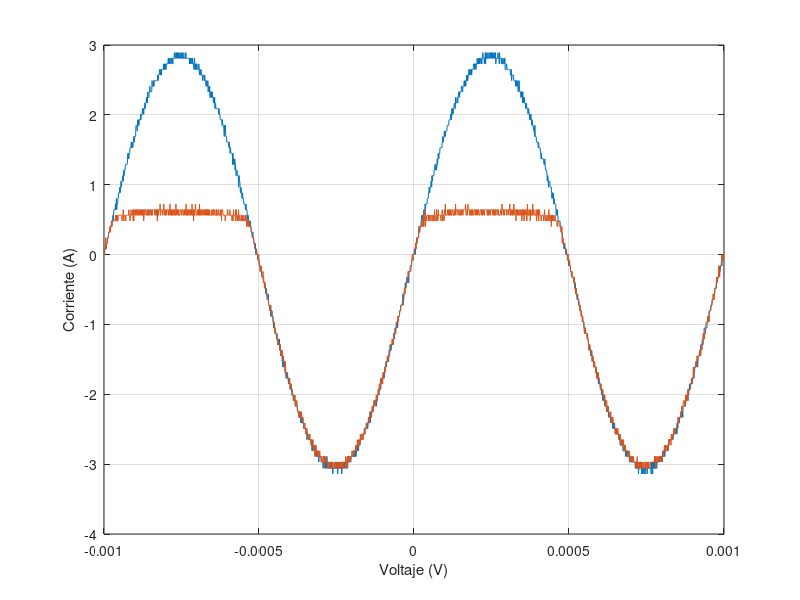

MATLAB code for this plot:
t=[-1.00E-03
-9.99E-04
-9.98E-04
-9.97E-04
-9.96E-04
-9.95E-04
-9.94E-04
-9.93E-04
-9.92E-04
-9.91E-04
-9.90E-04
-9.89E-04
-9.88E-04
-9.87E-04
-9.86E-04
-9.85E-04
-9.84E-04
-9.83E-04
-9.82E-04
-9.81E-04
-9.80E-04
-9.79E-04
-9.78E-04
-9.77E-04
-9.76E-04
-9.75E-04
-9.74E-04
-9.73E-04
-9.72E-04
-9.71E-04
-9.70E-04
-9.69E-04
-9.68E-04
-9.67E-04
-9.66E-04
-9.65E-04
-9.64E-04
-9.63E-04
-9.62E-04
-9.61E-04
-9.60E-04
-9.59E-04
-9.58E-04
-9.57E-04
-9.56E-04
-9.55E-04
-9.54E-04
-9.53E-04
-9.52E-04
-9.51E-04
-9.50E-04
-9.49E-04
-9.48E-04
-9.47E-04
-9.46E-04
-9.45E-04
-9.44E-04
-9.43E-04
-9.42E-04
-9.41E-04
-9.40E-04
-9.39E-04
-9.38E-04
-9.37E-04
-9.36E-04
-9.35E-04
-9.34E-04
-9.33E-04
-9.32E-04
-9.31E-04
-9.30E-04
-9.29E-04
-9.28E-04
-9.27E-04
-9.26E-04
-9.25E-04
-9.24E-04
-9.23E-04
-9.22E-04
-9.21E-04
-9.20E-04
-9.19E-04
-9.18E-04
-9.17E-04
-9.16E-04
-9.15E-04
-9.14E-04
-9.13E-04
-9.12E-04
-9.11E-04
-9.10E-04
-9.09E-04
-9.08E-04
-9.07E-04
-9.06E-04
-9.05E-04
-9.04E-04
-9.03E-04
-9.02E-04
-9.01E-04
-9.00E-04
-8.99E-04
-8.98E-04
-8.97E-04
-8.96E-04
-8.95E-04
-8.94E-04
-8.93E-04
-8.92E-04
-8.91E-04
-8.90E-04
-8.89E-04
-8.88E-04
-8.87E-04
-8.86E-04
-8.85E-04
-8.84E-04
-8.83E-04
-8.82E-04
-8.81E-04
-8.80E-04
-8.79E-04
-8.78E-04
-8.77E-04
-8.76E-04
-8.75E-04
-8.74E-04
-8.73E-04
-8.72E-04
-8.71E-04
-8.70E-04
-8.69E-04
-8.68E-04
-8.67E-04
-8.66E-04
-8.65E-04
-8.64E-04
-8.63E-04
-8.62E-04
-8.61E-04
-8.60E-04
-8.59E-04
-8.58E-04
-8.57E-04
-8.56E-04
-8.55E-04
-8.54E-04
-8.53E-04
-8.52E-04
-8.51E-04
-8.50E-04
-8.49E-04
-8.48E-04
-8.47E-04
-8.46E-04
-8.45E-04
-8.44E-04
-8.43E-04
-8.42E-04
-8.41E-04
-8.40E-04
-8.39E-04
-8.38E-04
-8.37E-04
-8.36E-04
-8.35E-04
-8.34E-04
-8.33E-04
-8.32E-04
-8.31E-04
-8.30E-04
-8.29E-04
-8.28E-04
-8.27E-04
-8.26E-04
-8.25E-04
-8.24E-04
-8.23E-04
-8.22E-04
-8.21E-04
-8.20E-04
-8.19E-04
-8.18E-04
-8.17E-04
-8.16E-04
-8.15E-04
-8.14E-04
-8.13E-04
-8.12E-04
-8.11E-04
-8.10E-04
-8.09E-04
-8.08E-04
-8.07E-04
-8.06E-04
-8.05E-04
-8.04E-04
-8.03E-04
-8.02E-04
-8.01E-04
-8.00E-04
-7.99E-04
-7.98E-04
-7.97E-04
-7.96E-04
-7.95E-04
-7.94E-04
-7.93E-04
-7.92E-04
-7.91E-04
-7.90E-04
-7.89E-04
-7.88E-04
-7.87E-04
-7.86E-04
-7.85E-04
-7.84E-04
-7.83E-04
-7.82E-04
-7.81E-04
-7.80E-04
-7.79E-04
-7.78E-04
-7.77E-04
-7.76E-04
-7.75E-04
-7.74E-04
-7.73E-04
-7.72E-04
-7.71E-04
-7.70E-04
-7.69E-04
-7.68E-04
-7.67E-04
-7.66E-04
-7.65E-04
-7.64E-04
-7.63E-04
-7.62E-04
-7.61E-04
-7.60E-04
-7.59E-04
-7.58E-04
-7.57E-04
-7.56E-04
-7.55E-04
-7.54E-04
-7.53E-04
-7.52E-04
-7.51E-04
-7.50E-04
-7.49E-04
-7.48E-04
-7.47E-04
-7.46E-04
-7.45E-04
-7.44E-04
-7.43E-04
-7.42E-04
-7.41E-04
-7.40E-04
-7.39E-04
-7.38E-04
-7.37E-04
-7.36E-04
-7.35E-04
-7.34E-04
-7.33E-04
-7.32E-04
-7.31E-04
-7.30E-04
-7.29E-04
-7.28E-04
-7.27E-04
-7.26E-04
-7.25E-04
-7.24E-04
-7.23E-04
-7.22E-04
-7.21E-04
-7.20E-04
-7.19E-04
-7.18E-04
-7.17E-04
-7.16E-04
-7.15E-04
-7.14E-04
-7.13E-04
-7.12E-04
-7.11E-04
-7.10E-04
-7.09E-04
-7.08E-04
-7.07E-04
-7.06E-04
-7.05E-04
-7.04E-04
-7.03E-04
-7.02E-04
-7.01E-04
-7.00E-04
-6.99E-04
-6.98E-04
-6.97E-04
-6.96E-04
-6.95E-04
-6.94E-04
-6.93E-04
-6.92E-04
-6.91E-04
-6.90E-04
-6.89E-04
-6.88E-04
-6.87E-04
-6.86E-04
-6.85E-04
-6.84E-04
-6.83E-04
-6.82E-04
-6.81E-04
-6.80E-04
-6.79E-04
-6.78E-04
-6.77E-04
-6.76E-04
-6.75E-04
-6.74E-04
-6.73E-04
-6.72E-04
-6.71E-04
-6.70E-04
-6.69E-04
-6.68E-04
-6.67E-04
-6.66E-04
-6.65E-04
-6.64E-04
-6.63E-04
-6.62E-04
-6.61E-04
-6.60E-04
-6.59E-04
-6.58E-04
-6.57E-04
-6.56E-04
-6.55E-04
-6.54E-04
-6.53E-04
-6.52E-04
-6.51E-04
-6.50E-04
-6.49E-04
-6.48E-04
-6.47E-04
-6.46E-04
-6.45E-04
-6.44E-04
-6.43E-04
-6.42E-04
-6.41E-04
-6.40E-04
-6.39E-04
-6.38E-04
-6.37E-04
-6.36E-04
-6.35E-04
-6.34E-04
-6.33E-04
-6.32E-04
-6.31E-04
-6.30E-04
-6.29E-04
-6.28E-04
-6.27E-04
-6.26E-04
-6.25E-04
-6.24E-04
-6.23E-04
-6.22E-04
-6.21E-04
-6.20E-04
-6.19E-04
-6.18E-04
-6.17E-04
-6.16E-04
-6.15E-04
-6.14E-04
-6.13E-04
-6.12E-04
-6.11E-04
-6.10E-04
-6.09E-04
-6.08E-04
-6.07E-04
-6.06E-04
-6.05E-04
-6.04E-04
-6.03E-04
-6.02E-04
-6.01E-04
-6.00E-04
-5.99E-04
-5.98E-04
-5.97E-04
-5.96E-04
-5.95E-04
-5.94E-04
-5.93E-04
-5.92E-04
-5.91E-04
-5.90E-04
-5.89E-04
-5.88E-04
-5.87E-04
-5.86E-04
-5.85E-04
-5.84E-04
-5.83E-04
-5.82E-04
-5.81E-04
-5.80E-04
-5.79E-04
-5.78E-04
-5.77E-04
-5.76E-04
-5.75E-04
-5.74E-04
-5.73E-04
-5.72E-04
-5.71E-04
-5.70E-04
-5.69E-04
-5.68E-04
-5.67E-04
-5.66E-04
-5.65E-04
-5.64E-04
-5.63E-04
-5.62E-04
-5.61E-04
-5.60E-04
-5.59E-04
-5.58E-04
-5.57E-04
-5.56E-04
-5.55E-04
-5.54E-04
-5.53E-04
-5.52E-04
-5.51E-04
-5.50E-04
-5.49E-04
-5.48E-04
-5.47E-04
-5.46E-04
-5.45E-04
-5.44E-04
-5.43E-04
-5.42E-04
-5.41E-04
-5.40E-04
-5.39E-04
-5.38E-04
-5.37E-04
-5.36E-04
-5.35E-04
-5.34E-04
-5.33E-04
-5.32E-04
-5.31E-04
-5.30E-04
-5.29E-04
-5.28E-04
-5.27E-04
-5.26E-04
-5.25E-04
-5.24E-04
-5.23E-04
-5.22E-04
-5.21E-04
-5.20E-04
-5.19E-04
-5.18E-04
-5.17E-04
-5.16E-04
-5.15E-04
-5.14E-04
-5.13E-04
-5.12E-04
-5.11E-04
-5.10E-04
-5.09E-04
-5.08E-04
-5.07E-04
-5.06E-04
-5.05E-04
-5.04E-04
-5.03E-04
-5.02E-04
-5.01E-04
-5.00E-04
-4.99E-04
-4.98E-04
-4.97E-04
-4.96E-04
-4.95E-04
-4.94E-04
-4.93E-04
-4.92E-04
-4.91E-04
-4.90E-04
-4.89E-04
-4.88E-04
-4.87E-04
-4.86E-04
-4.85E-04
-4.84E-04
-4.83E-04
-4.82E-04
-4.81E-04
-4.80E-04
-4.79E-04
-4.78E-04
-4.77E-04
-4.76E-04
-4.75E-04
-4.74E-04
-4.73E-04
-4.72E-04
-4.71E-04
-4.70E-04
-4.69E-04
-4.68E-04
-4.67E-04
-4.66E-04
-4.65E-04
-4.64E-04
-4.63E-04
-4.62E-04
-4.61E-04
-4.60E-04
-4.59E-04
-4.58E-04
-4.57E-04
-4.56E-04
-4.55E-04
-4.54E-04
-4.53E-04
-4.52E-04
-4.51E-04
-4.50E-04
-4.49E-04
-4.48E-04
-4.47E-04
-4.46E-04
-4.45E-04
-4.44E-04
-4.43E-04
-4.42E-04
-4.41E-04
-4.40E-04
-4.39E-04
-4.38E-04
-4.37E-04
-4.36E-04
-4.35E-04
-4.34E-04
-4.33E-04
-4.32E-04
-4.31E-04
-4.30E-04
-4.29E-04
-4.28E-04
-4.27E-04
-4.26E-04
-4.25E-04
-4.24E-04
-4.23E-04
-4.22E-04
-4.21E-04
-4.20E-04
-4.19E-04
-4.18E-04
-4.17E-04
-4.16E-04
-4.15E-04
-4.14E-04
-4.13E-04
-4.12E-04
-4.11E-04
-4.10E-04
-4.09E-04
-4.08E-04
-4.07E-04
-4.06E-04
-4.05E-04
-4.04E-04
-4.03E-04
-4.02E-04
-4.01E-04
-4.00E-04
-3.99E-04
-3.98E-04
-3.97E-04
-3.96E-04
-3.95E-04
-3.94E-04
-3.93E-04
-3.92E-04
-3.91E-04
-3.90E-04
-3.89E-04
-3.88E-04
-3.87E-04
-3.86E-04
-3.85E-04
-3.84E-04
-3.83E-04
-3.82E-04
-3.81E-04
-3.80E-04
-3.79E-04
-3.78E-04
-3.77E-04
-3.76E-04
-3.75E-04
-3.74E-04
-3.73E-04
-3.72E-04
-3.71E-04
-3.70E-04
-3.69E-04
-3.68E-04
-3.67E-04
-3.66E-04
-3.65E-04
-3.64E-04
-3.63E-04
-3.62E-04
-3.61E-04
-3.60E-04
-3.59E-04
-3.58E-04
-3.57E-04
-3.56E-04
-3.55E-04
-3.54E-04
-3.53E-04
-3.52E-04
-3.51E-04
-3.50E-04
-3.49E-04
-3.48E-04
-3.47E-04
-3.46E-04
-3.45E-04
-3.44E-04
-3.43E-04
-3.42E-04
-3.41E-04
-3.40E-04
-3.39E-04
-3.38E-04
-3.37E-04
-3.36E-04
-3.35E-04
-3.34E-04
-3.33E-04
-3.32E-04
-3.31E-04
-3.30E-04
-3.29E-04
-3.28E-04
-3.27E-04
-3.26E-04
-3.25E-04
-3.24E-04
-3.23E-04
-3.22E-04
-3.21E-04
-3.20E-04
-3.19E-04
-3.18E-04
-3.17E-04
-3.16E-04
-3.15E-04
-3.14E-04
-3.13E-04
-3.12E-04
-3.11E-04
-3.10E-04
-3.09E-04
-3.08E-04
-3.07E-04
-3.06E-04
-3.05E-04
-3.04E-04
-3.03E-04
-3.02E-04
-3.01E-04
-3.00E-04
-2.99E-04
-2.98E-04
-2.97E-04
-2.96E-04
-2.95E-04
-2.94E-04
-2.93E-04
-2.92E-04
-2.91E-04
-2.90E-04
-2.89E-04
-2.88E-04
-2.87E-04
-2.86E-04
-2.85E-04
-2.84E-04
-2.83E-04
-2.82E-04
-2.81E-04
-2.80E-04
-2.79E-04
-2.78E-04
-2.77E-04
-2.76E-04
-2.75E-04
-2.74E-04
-2.73E-04
-2.72E-04
-2.71E-04
-2.70E-04
-2.69E-04
-2.68E-04
-2.67E-04
-2.66E-04
-2.65E-04
-2.64E-04
-2.63E-04
-2.62E-04
-2.61E-04
-2.60E-04
-2.59E-04
-2.58E-04
-2.57E-04
-2.56E-04
-2.55E-04
-2.54E-04
-2.53E-04
-2.52E-04
-2.51E-04
-2.50E-04
-2.49E-04
-2.48E-04
-2.47E-04
-2.46E-04
-2.45E-04
-2.44E-04
-2.43E-04
-2.42E-04
-2.41E-04
-2.40E-04
-2.39E-04
-2.38E-04
-2.37E-04
-2.36E-04
-2.35E-04
-2.34E-04
-2.33E-04
-2.32E-04
-2.31E-04
-2.30E-04
-2.29E-04
-2.28E-04
-2.27E-04
-2.26E-04
-2.25E-04
-2.24E-04
-2.23E-04
-2.22E-04
-2.21E-04
-2.20E-04
-2.19E-04
-2.18E-04
-2.17E-04
-2.16E-04
-2.15E-04
-2.14E-04
-2.13E-04
-2.12E-04
-2.11E-04
-2.10E-04
-2.09E-04
-2.08E-04
-2.07E-04
-2.06E-04
-2.05E-04
-2.04E-04
-2.03E-04
-2.02E-04
-2.01E-04
-2.00E-04
-1.99E-04
-1.98E-04
-1.97E-04
-1.96E-04
-1.95E-04
-1.94E-04
-1.93E-04
-1.92E-04
-1.91E-04
-1.90E-04
-1.89E-04
-1.88E-04
-1.87E-04
-1.86E-04
-1.85E-04
-1.84E-04
-1.83E-04
-1.82E-04
-1.81E-04
-1.80E-04
-1.79E-04
-1.78E-04
-1.77E-04
-1.76E-04
-1.75E-04
-1.74E-04
-1.73E-04
-1.72E-04
-1.71E-04
-1.70E-04
-1.69E-04
-1.68E-04
-1.67E-04
-1.66E-04
-1.65E-04
-1.64E-04
-1.63E-04
-1.62E-04
-1.61E-04
-1.60E-04
-1.59E-04
-1.58E-04
-1.57E-04
-1.56E-04
-1.55E-04
-1.54E-04
-1.53E-04
-1.52E-04
-1.51E-04
-1.50E-04
-1.49E-04
-1.48E-04
-1.47E-04
-1.46E-04
-1.45E-04
-1.44E-04
-1.43E-04
-1.42E-04
-1.41E-04
-1.40E-04
-1.39E-04
-1.38E-04
-1.37E-04
-1.36E-04
-1.35E-04
-1.34E-04
-1.33E-04
-1.32E-04
-1.31E-04
-1.30E-04
-1.29E-04
-1.28E-04
-1.27E-04
-1.26E-04
-1.25E-04
-1.24E-04
-1.23E-04
-1.22E-04
-1.21E-04
-1.20E-04
-1.19E-04
-1.18E-04
-1.17E-04
-1.16E-04
-1.15E-04
-1.14E-04
-1.13E-04
-1.12E-04
-1.11E-04
-1.10E-04
-1.09E-04
-1.08E-04
-1.07E-04
-1.06E-04
-1.05E-04
-1.04E-04
-1.03E-04
-1.02E-04
-1.01E-04
-1.00E-04
-9.90E-05
-9.80E-05
-9.70E-05
-9.60E-05
-9.50E-05
-9.40E-05
-9.30E-05
-9.20E-05
-9.10E-05
-9.00E-05
-8.90E-05
-8.80E-05
-8.70E-05
-8.60E-05
-8.50E-05
-8.40E-05
-8.30E-05
-8.20E-05
-8.10E-05
-8.00E-05
-7.90E-05
-7.80E-05
-7.70E-05
-7.60E-05
-7.50E-05
-7.40E-05
-7.30E-05
-7.20E-05
-7.10E-05
-7.00E-05
-6.90E-05
-6.80E-05
-6.70E-05
-6.60E-05
-6.50E-05
-6.40E-05
-6.30E-05
-6.20E-05
-6.10E-05
-6.00E-05
-5.90E-05
-5.80E-05
-5.70E-05
-5.60E-05
-5.50E-05
-5.40E-05
-5.30E-05
-5.20E-05
-5.10E-05
-5.00E-05
-4.90E-05
-4.80E-05
-4.70E-05
-4.60E-05
-4.50E-05
-4.40E-05
-4.30E-05
-4.20E-05
-4.10E-05
-4.00E-05
-3.90E-05
-3.80E-05
-3.70E-05
-3.60E-05
-3.50E-05
-3.40E-05
-3.30E-05
-3.20E-05
-3.10E-05
-3.00E-05
-2.90E-05
-2.80E-05
-2.70E-05
-2.60E-05
-2.50E-05
-2.40E-05
-2.30E-05
-2.20E-05
-2.10E-05
-2.00E-05
-1.90E-05
-1.80E-05
-1.70E-05
-1.60E-05
-1.50E-05
-1.40E-05
-1.30E-05
-1.20E-05
-1.10E-05
-1.00E-05
-9.00E-06
-8.00E-06
-7.00E-06
-6.00E-06
-5.00E-06
-4.00E-06
-3.00E-06
-2.00E-06
-1.00E-06
0.00E+00
1.00E-06
2.00E-06
3.00E-06
4.00E-06
5.00E-06
6.00E-06
7.00E-06
8.00E-06
9.00E-06
1.00E-05
1.10E-05
1.20E-05
1.30E-05
1.40E-05
1.50E-05
1.60E-05
1.70E-05
1.80E-05
1.90E-05
2.00E-05
2.10E-05
2.20E-05
2.30E-05
2.40E-05
2.50E-05
2.60E-05
2.70E-05
2.80E-05
2.90E-05
3.00E-05
3.10E-05
3.20E-05
3.30E-05
3.40E-05
3.50E-05
3.60E-05
3.70E-05
3.80E-05
3.90E-05
4.00E-05
4.10E-05
4.20E-05
4.30E-05
4.40E-05
4.50E-05
4.60E-05
4.70E-05
4.80E-05
4.90E-05
5.00E-05
5.10E-05
5.20E-05
5.30E-05
5.40E-05
5.50E-05
5.60E-05
5.70E-05
5.80E-05
5.90E-05
6.00E-05
6.10E-05
6.20E-05
6.30E-05
6.40E-05
6.50E-05
6.60E-05
6.70E-05
6.80E-05
6.90E-05
7.00E-05
7.10E-05
7.20E-05
7.30E-05
7.40E-05
7.50E-05
7.60E-05
7.70E-05
7.80E-05
7.90E-05
8.00E-05
8.10E-05
8.20E-05
8.30E-05
8.40E-05
8.50E-05
8.60E-05
8.70E-05
8.80E-05
8.90E-05
9.00E-05
9.10E-05
9.20E-05
9.30E-05
9.40E-05
9.50E-05
9.60E-05
9.70E-05
9.80E-05
9.90E-05
1.00E-04
1.01E-04
1.02E-04
1.03E-04
1.04E-04
1.05E-04
1.06E-04
1.07E-04
1.08E-04
1.09E-04
1.10E-04
1.11E-04
1.12E-04
1.13E-04
1.14E-04
1.15E-04
1.16E-04
1.17E-04
1.18E-04
1.19E-04
1.20E-04
1.21E-04
1.22E-04
1.23E-04
1.24E-04
1.25E-04
1.26E-04
1.27E-04
1.28E-04
1.29E-04
1.30E-04
1.31E-04
1.32E-04
1.33E-04
1.34E-04
1.35E-04
1.36E-04
1.37E-04
1.38E-04
1.39E-04
1.40E-04
1.41E-04
1.42E-04
1.43E-04
1.44E-04
1.45E-04
1.46E-04
1.47E-04
1.48E-04
1.49E-04
1.50E-04
1.51E-04
1.52E-04
1.53E-04
1.54E-04
1.55E-04
1.56E-04
1.57E-04
1.58E-04
1.59E-04
1.60E-04
1.61E-04
1.62E-04
1.63E-04
1.64E-04
1.65E-04
1.66E-04
1.67E-04
1.68E-04
1.69E-04
1.70E-04
1.71E-04
1.72E-04
1.73E-04
1.74E-04
1.75E-04
1.76E-04
1.77E-04
1.78E-04
1.79E-04
1.80E-04
1.81E-04
1.82E-04
1.83E-04
1.84E-04
1.85E-04
1.86E-04
1.87E-04
1.88E-04
1.89E-04
1.90E-04
1.91E-04
1.92E-04
1.93E-04
1.94E-04
1.95E-04
1.96E-04
1.97E-04
1.98E-04
1.99E-04
2.00E-04
2.01E-04
2.02E-04
2.03E-04
2.04E-04
2.05E-04
2.06E-04
2.07E-04
2.08E-04
2.09E-04
2.10E-04
2.11E-04
2.12E-04
2.13E-04
2.14E-04
2.15E-04
2.16E-04
2.17E-04
2.18E-04
2.19E-04
2.20E-04
2.21E-04
2.22E-04
2.23E-04
2.24E-04
2.25E-04
2.26E-04
2.27E-04
2.28E-04
2.29E-04
2.30E-04
2.31E-04
2.32E-04
2.33E-04
2.34E-04
2.35E-04
2.36E-04
2.37E-04
2.38E-04
2.39E-04
2.40E-04
2.41E-04
2.42E-04
2.43E-04
2.44E-04
2.45E-04
2.46E-04
2.47E-04
2.48E-04
2.49E-04
2.50E-04
2.51E-04
2.52E-04
2.53E-04
2.54E-04
2.55E-04
2.56E-04
2.57E-04
2.58E-04
2.59E-04
2.60E-04
2.61E-04
2.62E-04
2.63E-04
2.64E-04
2.65E-04
2.66E-04
2.67E-04
2.68E-04
2.69E-04
2.70E-04
2.71E-04
2.72E-04
2.73E-04
2.74E-04
2.75E-04
2.76E-04
2.77E-04
2.78E-04
2.79E-04
2.80E-04
2.81E-04
2.82E-04
2.83E-04
2.84E-04
2.85E-04
2.86E-04
2.87E-04
2.88E-04
2.89E-04
2.90E-04
2.91E-04
2.92E-04
2.93E-04
2.94E-04
2.95E-04
2.96E-04
2.97E-04
2.98E-04
2.99E-04
3.00E-04
3.01E-04
3.02E-04
3.03E-04
3.04E-04
3.05E-04
3.06E-04
3.07E-04
3.08E-04
3.09E-04
3.10E-04
3.11E-04
3.12E-04
3.13E-04
3.14E-04
3.15E-04
3.16E-04
3.17E-04
3.18E-04
3.19E-04
3.20E-04
3.21E-04
3.22E-04
3.23E-04
3.24E-04
3.25E-04
3.26E-04
3.27E-04
3.28E-04
3.29E-04
3.30E-04
3.31E-04
3.32E-04
3.33E-04
3.34E-04
3.35E-04
3.36E-04
3.37E-04
3.38E-04
3.39E-04
3.40E-04
3.41E-04
3.42E-04
3.43E-04
3.44E-04
3.45E-04
3.46E-04
3.47E-04
3.48E-04
3.49E-04
3.50E-04
3.51E-04
3.52E-04
3.53E-04
3.54E-04
3.55E-04
3.56E-04
3.57E-04
3.58E-04
3.59E-04
3.60E-04
3.61E-04
3.62E-04
3.63E-04
3.64E-04
3.65E-04
3.66E-04
3.67E-04
3.68E-04
3.69E-04
3.70E-04
3.71E-04
3.72E-04
3.73E-04
3.74E-04
3.75E-04
3.76E-04
3.77E-04
3.78E-04
3.79E-04
3.80E-04
3.81E-04
3.82E-04
3.83E-04
3.84E-04
3.85E-04
3.86E-04
3.87E-04
3.88E-04
3.89E-04
3.90E-04
3.91E-04
3.92E-04
3.93E-04
3.94E-04
3.95E-04
3.96E-04
3.97E-04
3.98E-04
3.99E-04
4.00E-04
4.01E-04
4.02E-04
4.03E-04
4.04E-04
4.05E-04
4.06E-04
4.07E-04
4.08E-04
4.09E-04
4.10E-04
4.11E-04
4.12E-04
4.13E-04
4.14E-04
4.15E-04
4.16E-04
4.17E-04
4.18E-04
4.19E-04
4.20E-04
4.21E-04
4.22E-04
4.23E-04
4.24E-04
4.25E-04
4.26E-04
4.27E-04
4.28E-04
4.29E-04
4.30E-04
4.31E-04
4.32E-04
4.33E-04
4.34E-04
4.35E-04
4.36E-04
4.37E-04
4.38E-04
4.39E-04
4.40E-04
4.41E-04
4.42E-04
4.43E-04
4.44E-04
4.45E-04
4.46E-04
4.47E-04
4.48E-04
4.49E-04
4.50E-04
4.51E-04
4.52E-04
4.53E-04
4.54E-04
4.55E-04
4.56E-04
4.57E-04
4.58E-04
4.59E-04
4.60E-04
4.61E-04
4.62E-04
4.63E-04
4.64E-04
4.65E-04
4.66E-04
4.67E-04
4.68E-04
4.69E-04
4.70E-04
4.71E-04
4.72E-04
4.73E-04
4.74E-04
4.75E-04
4.76E-04
4.77E-04
4.78E-04
4.79E-04
4.80E-04
4.81E-04
4.82E-04
4.83E-04
4.84E-04
4.85E-04
4.86E-04
4.87E-04
4.88E-04
4.89E-04
4.90E-04
4.91E-04
4.92E-04
4.93E-04
4.94E-04
4.95E-04
4.96E-04
4.97E-04
4.98E-04
4.99E-04
5.00E-04
5.01E-04
5.02E-04
5.03E-04
5.04E-04
5.05E-04
5.06E-04
5.07E-04
5.08E-04
5.09E-04
5.10E-04
5.11E-04
5.12E-04
5.13E-04
5.14E-04
5.15E-04
5.16E-04
5.17E-04
5.18E-04
5.19E-04
5.20E-04
5.21E-04
5.22E-04
5.23E-04
5.24E-04
5.25E-04
5.26E-04
5.27E-04
5.28E-04
5.29E-04
5.30E-04
5.31E-04
5.32E-04
5.33E-04
5.34E-04
5.35E-04
5.36E-04
5.37E-04
5.38E-04
5.39E-04
5.40E-04
5.41E-04
5.42E-04
5.43E-04
5.44E-04
5.45E-04
5.46E-04
5.47E-04
5.48E-04
5.49E-04
5.50E-04
5.51E-04
5.52E-04
5.53E-04
5.54E-04
5.55E-04
5.56E-04
5.57E-04
5.58E-04
5.59E-04
5.60E-04
5.61E-04
5.62E-04
5.63E-04
5.64E-04
5.65E-04
5.66E-04
5.67E-04
5.68E-04
5.69E-04
5.70E-04
5.71E-04
5.72E-04
5.73E-04
5.74E-04
5.75E-04
5.76E-04
5.77E-04
5.78E-04
5.79E-04
5.80E-04
5.81E-04
5.82E-04
5.83E-04
5.84E-04
5.85E-04
5.86E-04
5.87E-04
5.88E-04
5.89E-04
5.90E-04
5.91E-04
5.92E-04
5.93E-04
5.94E-04
5.95E-04
5.96E-04
5.97E-04
5.98E-04
5.99E-04
6.00E-04
6.01E-04
6.02E-04
6.03E-04
6.04E-04
6.05E-04
6.06E-04
6.07E-04
6.08E-04
6.09E-04
6.10E-04
6.11E-04
6.12E-04
6.13E-04
6.14E-04
6.15E-04
6.16E-04
6.17E-04
6.18E-04
6.19E-04
6.20E-04
6.21E-04
6.22E-04
6.23E-04
6.24E-04
6.25E-04
6.26E-04
6.27E-04
6.28E-04
6.29E-04
6.30E-04
6.31E-04
6.32E-04
6.33E-04
6.34E-04
6.35E-04
6.36E-04
6.37E-04
6.38E-04
6.39E-04
6.40E-04
6.41E-04
6.42E-04
6.43E-04
6.44E-04
6.45E-04
6.46E-04
6.47E-04
6.48E-04
6.49E-04
6.50E-04
6.51E-04
6.52E-04
6.53E-04
6.54E-04
6.55E-04
6.56E-04
6.57E-04
6.58E-04
6.59E-04
6.60E-04
6.61E-04
6.62E-04
6.63E-04
6.64E-04
6.65E-04
6.66E-04
6.67E-04
6.68E-04
6.69E-04
6.70E-04
6.71E-04
6.72E-04
6.73E-04
6.74E-04
6.75E-04
6.76E-04
6.77E-04
6.78E-04
6.79E-04
6.80E-04
6.81E-04
6.82E-04
6.83E-04
6.84E-04
6.85E-04
6.86E-04
6.87E-04
6.88E-04
6.89E-04
6.90E-04
6.91E-04
6.92E-04
6.93E-04
6.94E-04
6.95E-04
6.96E-04
6.97E-04
6.98E-04
6.99E-04
7.00E-04
7.01E-04
7.02E-04
7.03E-04
7.04E-04
7.05E-04
7.06E-04
7.07E-04
7.08E-04
7.09E-04
7.10E-04
7.11E-04
7.12E-04
7.13E-04
7.14E-04
7.15E-04
7.16E-04
7.17E-04
7.18E-04
7.19E-04
7.20E-04
7.21E-04
7.22E-04
7.23E-04
7.24E-04
7.25E-04
7.26E-04
7.27E-04
7.28E-04
7.29E-04
7.30E-04
7.31E-04
7.32E-04
7.33E-04
7.34E-04
7.35E-04
7.36E-04
7.37E-04
7.38E-04
7.39E-04
7.40E-04
7.41E-04
7.42E-04
7.43E-04
7.44E-04
7.45E-04
7.46E-04
7.47E-04
7.48E-04
7.49E-04
7.50E-04
7.51E-04
7.52E-04
7.53E-04
7.54E-04
7.55E-04
7.56E-04
7.57E-04
7.58E-04
7.59E-04
7.60E-04
7.61E-04
7.62E-04
7.63E-04
7.64E-04
7.65E-04
7.66E-04
7.67E-04
7.68E-04
7.69E-04
7.70E-04
7.71E-04
7.72E-04
7.73E-04
7.74E-04
7.75E-04
7.76E-04
7.77E-04
7.78E-04
7.79E-04
7.80E-04
7.81E-04
7.82E-04
7.83E-04
7.84E-04
7.85E-04
7.86E-04
7.87E-04
7.88E-04
7.89E-04
7.90E-04
7.91E-04
7.92E-04
7.93E-04
7.94E-04
7.95E-04
7.96E-04
7.97E-04
7.98E-04
7.99E-04
8.00E-04
8.01E-04
8.02E-04
8.03E-04
8.04E-04
8.05E-04
8.06E-04
8.07E-04
8.08E-04
8.09E-04
8.10E-04
8.11E-04
8.12E-04
8.13E-04
8.14E-04
8.15E-04
8.16E-04
8.17E-04
8.18E-04
8.19E-04
8.20E-04
8.21E-04
8.22E-04
8.23E-04
8.24E-04
8.25E-04
8.26E-04
8.27E-04
8.28E-04
8.29E-04
8.30E-04
8.31E-04
8.32E-04
8.33E-04
8.34E-04
8.35E-04
8.36E-04
8.37E-04
8.38E-04
8.39E-04
8.40E-04
8.41E-04
8.42E-04
8.43E-04
8.44E-04
8.45E-04
8.46E-04
8.47E-04
8.48E-04
8.49E-04
8.50E-04
8.51E-04
8.52E-04
8.53E-04
8.54E-04
8.55E-04
8.56E-04
8.57E-04
8.58E-04
8.59E-04
8.60E-04
8.61E-04
8.62E-04
8.63E-04
8.64E-04
8.65E-04
8.66E-04
8.67E-04
8.68E-04
8.69E-04
8.70E-04
8.71E-04
8.72E-04
8.73E-04
8.74E-04
8.75E-04
8.76E-04
8.77E-04
8.78E-04
8.79E-04
8.80E-04
8.81E-04
8.82E-04
8.83E-04
8.84E-04
8.85E-04
8.86E-04
8.87E-04
8.88E-04
8.89E-04
8.90E-04
8.91E-04
8.92E-04
8.93E-04
8.94E-04
8.95E-04
8.96E-04
8.97E-04
8.98E-04
8.99E-04
9.00E-04
9.01E-04
9.02E-04
9.03E-04
9.04E-04
9.05E-04
9.06E-04
9.07E-04
9.08E-04
9.09E-04
9.10E-04
9.11E-04
9.12E-04
9.13E-04
9.14E-04
9.15E-04
9.16E-04
9.17E-04
9.18E-04
9.19E-04
9.20E-04
9.21E-04
9.22E-04
9.23E-04
9.24E-04
9.25E-04
9.26E-04
9.27E-04
9.28E-04
9.29E-04
9.30E-04
9.31E-04
9.32E-04
9.33E-04
9.34E-04
9.35E-04
9.36E-04
9.37E-04
9.38E-04
9.39E-04
9.40E-04
9.41E-04
9.42E-04
9.43E-04
9.44E-04
9.45E-04
9.46E-04
9.47E-04
9.48E-04
9.49E-04
9.50E-04
9.51E-04
9.52E-04
9.53E-04
9.54E-04
9.55E-04
9.56E-04
9.57E-04
9.58E-04
9.59E-04
9.60E-04
9.61E-04
9.62E-04
9.63E-04
9.64E-04
9.65E-04
9.66E-04
9.67E-04
9.68E-04
9.69E-04
9.70E-04
9.71E-04
9.72E-04
9.73E-04
9.74E-04
9.75E-04
9.76E-04
9.77E-04
9.78E-04
9.79E-04
9.80E-04
9.81E-04
9.82E-04
9.83E-04
9.84E-04
9.85E-04
9.86E-04
9.87E-04
9.88E-04
9.89E-04
9.90E-04
9.91E-04
9.92E-04
9.93E-04
9.94E-04
9.95E-04
9.96E-04
9.97E-04
9.98E-04
9.99E-04];
x=[0.00E+00
0.00E+00
8.04E-02
8.04E-02
8.04E-02
1.61E-01
8.04E-02
8.04E-02
1.61E-01
1.61E-01
1.61E-01
2.41E-01
2.41E-01
2.41E-01
2.41E-01
3.22E-01
3.22E-01
3.22E-01
3.22E-01
3.22E-01
4.02E-01
4.02E-01
4.02E-01
4.02E-01
4.82E-01
4.82E-01
4.82E-01
4.82E-01
4.82E-01
5.63E-01
4.82E-01
5.63E-01
6.43E-01
6.43E-01
6.43E-01
6.43E-01
6.43E-01
7.24E-01
6.43E-01
7.24E-01
8.04E-01
6.43E-01
7.24E-01
7.24E-01
7.24E-01
8.04E-01
8.04E-01
8.84E-01
8.84E-01
8.84E-01
8.84E-01
9.65E-01
8.84E-01
9.65E-01
9.65E-01
1.05E+00
9.65E-01
1.05E+00
1.05E+00
1.05E+00
1.13E+00
1.05E+00
1.05E+00
1.13E+00
1.21E+00
1.13E+00
1.21E+00
1.21E+00
1.21E+00
1.29E+00
1.29E+00
1.29E+00
1.29E+00
1.29E+00
1.29E+00
1.29E+00
1.37E+00
1.45E+00
1.37E+00
1.45E+00
1.37E+00
1.45E+00
1.45E+00
1.45E+00
1.53E+00
1.53E+00
1.53E+00
1.53E+00
1.61E+00
1.53E+00
1.61E+00
1.61E+00
1.61E+00
1.53E+00
1.61E+00
1.61E+00
1.69E+00
1.69E+00
1.61E+00
1.69E+00
1.69E+00
1.69E+00
1.69E+00
1.85E+00
1.85E+00
1.85E+00
1.85E+00
1.77E+00
1.77E+00
1.93E+00
1.85E+00
1.93E+00
1.85E+00
1.85E+00
1.93E+00
1.93E+00
1.93E+00
1.93E+00
2.01E+00
1.93E+00
2.01E+00
2.01E+00
2.01E+00
2.01E+00
2.09E+00
2.09E+00
2.01E+00
2.09E+00
2.01E+00
2.09E+00
2.09E+00
2.09E+00
2.17E+00
2.09E+00
2.17E+00
2.17E+00
2.17E+00
2.25E+00
2.17E+00
2.25E+00
2.17E+00
2.33E+00
2.25E+00
2.25E+00
2.25E+00
2.25E+00
2.33E+00
2.33E+00
2.41E+00
2.33E+00
2.33E+00
2.33E+00
2.33E+00
2.33E+00
2.33E+00
2.49E+00
2.41E+00
2.41E+00
2.41E+00
2.41E+00
2.49E+00
2.41E+00
2.49E+00
2.49E+00
2.49E+00
2.49E+00
2.49E+00
2.49E+00
2.49E+00
2.49E+00
2.49E+00
2.49E+00
2.49E+00
2.57E+00
2.57E+00
2.49E+00
2.57E+00
2.57E+00
2.57E+00
2.65E+00
2.65E+00
2.57E+00
2.57E+00
2.65E+00
2.57E+00
2.57E+00
2.65E+00
2.65E+00
2.65E+00
2.65E+00
2.65E+00
2.65E+00
2.73E+00
2.65E+00
2.65E+00
2.73E+00
2.65E+00
2.65E+00
2.73E+00
2.73E+00
2.65E+00
2.73E+00
2.73E+00
2.73E+00
2.73E+00
2.73E+00
2.73E+00
2.81E+00
2.81E+00
2.73E+00
2.81E+00
2.81E+00
2.73E+00
2.81E+00
2.81E+00
2.81E+00
2.73E+00
2.73E+00
2.81E+00
2.81E+00
2.81E+00
2.81E+00
2.73E+00
2.81E+00
2.81E+00
2.81E+00
2.81E+00
2.89E+00
2.89E+00
2.81E+00
2.81E+00
2.81E+00
2.89E+00
2.81E+00
2.89E+00
2.89E+00
2.81E+00
2.89E+00
2.81E+00
2.81E+00
2.81E+00
2.89E+00
2.81E+00
2.81E+00
2.81E+00
2.89E+00
2.81E+00
2.81E+00
2.81E+00
2.89E+00
2.81E+00
2.81E+00
2.81E+00
2.89E+00
2.81E+00
2.89E+00
2.81E+00
2.81E+00
2.81E+00
2.81E+00
2.81E+00
2.81E+00
2.89E+00
2.81E+00
2.89E+00
2.81E+00
2.81E+00
2.81E+00
2.81E+00
2.81E+00
2.81E+00
2.81E+00
2.81E+00
2.81E+00
2.81E+00
2.81E+00
2.73E+00
2.81E+00
2.73E+00
2.81E+00
2.81E+00
2.73E+00
2.81E+00
2.81E+00
2.73E+00
2.73E+00
2.81E+00
2.73E+00
2.73E+00
2.73E+00
2.65E+00
2.73E+00
2.81E+00
2.73E+00
2.65E+00
2.73E+00
2.65E+00
2.73E+00
2.65E+00
2.73E+00
2.73E+00
2.65E+00
2.65E+00
2.65E+00
2.65E+00
2.65E+00
2.73E+00
2.65E+00
2.57E+00
2.65E+00
2.65E+00
2.57E+00
2.57E+00
2.65E+00
2.57E+00
2.57E+00
2.57E+00
2.57E+00
2.49E+00
2.49E+00
2.57E+00
2.57E+00
2.57E+00
2.57E+00
2.49E+00
2.57E+00
2.49E+00
2.49E+00
2.49E+00
2.41E+00
2.41E+00
2.49E+00
2.41E+00
2.41E+00
2.41E+00
2.49E+00
2.33E+00
2.41E+00
2.41E+00
2.33E+00
2.33E+00
2.41E+00
2.25E+00
2.33E+00
2.33E+00
2.25E+00
2.25E+00
2.33E+00
2.25E+00
2.33E+00
2.25E+00
2.25E+00
2.25E+00
2.17E+00
2.25E+00
2.17E+00
2.17E+00
2.25E+00
2.09E+00
2.17E+00
2.17E+00
2.09E+00
2.09E+00
2.09E+00
2.09E+00
2.09E+00
2.09E+00
2.09E+00
2.09E+00
2.09E+00
2.01E+00
2.09E+00
2.01E+00
2.01E+00
2.01E+00
1.93E+00
1.93E+00
1.93E+00
1.93E+00
1.93E+00
1.93E+00
1.85E+00
1.93E+00
1.85E+00
1.85E+00
1.85E+00
1.85E+00
1.77E+00
1.69E+00
1.85E+00
1.77E+00
1.85E+00
1.77E+00
1.69E+00
1.69E+00
1.69E+00
1.61E+00
1.61E+00
1.61E+00
1.61E+00
1.61E+00
1.61E+00
1.61E+00
1.53E+00
1.61E+00
1.53E+00
1.53E+00
1.45E+00
1.53E+00
1.45E+00
1.45E+00
1.45E+00
1.45E+00
1.45E+00
1.45E+00
1.29E+00
1.45E+00
1.29E+00
1.37E+00
1.29E+00
1.29E+00
1.29E+00
1.37E+00
1.21E+00
1.29E+00
1.21E+00
1.13E+00
1.13E+00
1.13E+00
1.21E+00
1.13E+00
1.13E+00
1.13E+00
1.13E+00
9.65E-01
1.05E+00
1.13E+00
1.05E+00
1.05E+00
9.65E-01
8.84E-01
8.84E-01
9.65E-01
8.84E-01
8.84E-01
8.04E-01
8.04E-01
8.84E-01
8.04E-01
8.04E-01
8.04E-01
7.24E-01
7.24E-01
7.24E-01
7.24E-01
7.24E-01
6.43E-01
6.43E-01
7.24E-01
6.43E-01
6.43E-01
6.43E-01
5.63E-01
5.63E-01
4.82E-01
5.63E-01
4.82E-01
4.82E-01
4.82E-01
4.82E-01
4.02E-01
4.82E-01
4.82E-01
4.02E-01
4.02E-01
3.22E-01
3.22E-01
3.22E-01
3.22E-01
2.41E-01
3.22E-01
2.41E-01
2.41E-01
1.61E-01
1.61E-01
1.61E-01
1.61E-01
8.04E-02
1.61E-01
8.04E-02
0.00E+00
8.04E-02
8.04E-02
0.00E+00
0.00E+00
0.00E+00
-8.04E-02
-8.04E-02
-8.04E-02
-8.04E-02
-8.04E-02
-1.61E-01
-1.61E-01
-1.61E-01
-2.41E-01
-2.41E-01
-2.41E-01
-2.41E-01
-2.41E-01
-3.22E-01
-3.22E-01
-3.22E-01
-3.22E-01
-3.22E-01
-3.22E-01
-4.02E-01
-4.02E-01
-4.02E-01
-4.02E-01
-4.02E-01
-4.82E-01
-4.82E-01
-5.63E-01
-4.82E-01
-5.63E-01
-5.63E-01
-6.43E-01
-6.43E-01
-6.43E-01
-6.43E-01
-5.63E-01
-7.24E-01
-7.24E-01
-7.24E-01
-7.24E-01
-8.04E-01
-7.24E-01
-7.24E-01
-8.84E-01
-8.04E-01
-8.84E-01
-8.04E-01
-8.04E-01
-8.84E-01
-8.84E-01
-8.84E-01
-9.65E-01
-1.05E+00
-9.65E-01
-9.65E-01
-1.05E+00
-1.05E+00
-1.05E+00
-1.13E+00
-1.13E+00
-1.13E+00
-1.13E+00
-1.21E+00
-1.13E+00
-1.21E+00
-1.21E+00
-1.29E+00
-1.29E+00
-1.29E+00
-1.21E+00
-1.29E+00
-1.21E+00
-1.37E+00
-1.29E+00
-1.29E+00
-1.45E+00
-1.37E+00
-1.45E+00
-1.45E+00
-1.37E+00
-1.53E+00
-1.45E+00
-1.61E+00
-1.53E+00
-1.61E+00
-1.53E+00
-1.53E+00
-1.61E+00
-1.61E+00
-1.61E+00
-1.61E+00
-1.69E+00
-1.77E+00
-1.77E+00
-1.77E+00
-1.69E+00
-1.77E+00
-1.69E+00
-1.77E+00
-1.77E+00
-1.85E+00
-1.77E+00
-1.85E+00
-1.77E+00
-1.85E+00
-1.85E+00
-1.85E+00
-1.93E+00
-1.85E+00
-1.93E+00
-1.93E+00
-2.01E+00
-2.01E+00
-2.01E+00
-2.01E+00
-2.01E+00
-2.09E+00
-2.01E+00
-2.09E+00
-2.09E+00
-2.09E+00
-2.09E+00
-2.17E+00
-2.09E+00
-2.17E+00
-2.17E+00
-2.17E+00
-2.17E+00
-2.17E+00
-2.25E+00
-2.25E+00
-2.25E+00
-2.25E+00
-2.25E+00
-2.33E+00
-2.25E+00
-2.33E+00
-2.25E+00
-2.25E+00
-2.33E+00
-2.41E+00
-2.33E+00
-2.41E+00
-2.41E+00
-2.41E+00
-2.41E+00
-2.41E+00
-2.41E+00
-2.41E+00
-2.49E+00
-2.49E+00
-2.49E+00
-2.49E+00
-2.49E+00
-2.49E+00
-2.49E+00
-2.49E+00
-2.57E+00
-2.49E+00
-2.57E+00
-2.65E+00
-2.57E+00
-2.57E+00
-2.57E+00
-2.57E+00
-2.65E+00
-2.65E+00
-2.65E+00
-2.65E+00
-2.65E+00
-2.65E+00
-2.65E+00
-2.65E+00
-2.65E+00
-2.73E+00
-2.65E+00
-2.81E+00
-2.65E+00
-2.73E+00
-2.81E+00
-2.81E+00
-2.73E+00
-2.73E+00
-2.81E+00
-2.73E+00
-2.73E+00
-2.81E+00
-2.81E+00
-2.81E+00
-2.81E+00
-2.89E+00
-2.81E+00
-2.89E+00
-2.81E+00
-2.89E+00
-2.81E+00
-2.89E+00
-2.89E+00
-2.97E+00
-2.89E+00
-2.89E+00
-2.89E+00
-2.89E+00
-2.89E+00
-2.89E+00
-2.89E+00
-2.97E+00
-2.97E+00
-2.97E+00
-2.97E+00
-2.97E+00
-2.97E+00
-3.06E+00
-2.89E+00
-2.97E+00
-2.97E+00
-2.89E+00
-2.97E+00
-2.97E+00
-2.97E+00
-3.06E+00
-2.97E+00
-3.06E+00
-2.97E+00
-2.89E+00
-2.97E+00
-3.06E+00
-3.06E+00
-2.97E+00
-2.97E+00
-2.97E+00
-3.06E+00
-3.06E+00
-3.06E+00
-3.06E+00
-2.97E+00
-3.06E+00
-3.06E+00
-3.06E+00
-2.97E+00
-3.06E+00
-3.06E+00
-3.06E+00
-3.14E+00
-3.06E+00
-3.06E+00
-3.06E+00
-3.06E+00
-3.06E+00
-2.97E+00
-3.06E+00
-3.06E+00
-3.06E+00
-3.06E+00
-3.06E+00
-2.97E+00
-3.06E+00
-2.97E+00
-3.06E+00
-3.14E+00
-2.97E+00
-2.97E+00
-3.06E+00
-3.06E+00
-3.06E+00
-2.97E+00
-3.06E+00
-3.06E+00
-3.06E+00
-3.06E+00
-2.97E+00
-3.06E+00
-3.14E+00
-3.06E+00
-3.06E+00
-2.97E+00
-3.06E+00
-2.97E+00
-2.97E+00
-2.97E+00
-3.06E+00
-2.97E+00
-3.06E+00
-2.97E+00
-2.97E+00
-2.97E+00
-2.97E+00
-3.06E+00
-2.97E+00
-2.97E+00
-3.06E+00
-2.97E+00
-2.89E+00
-2.97E+00
-2.97E+00
-2.97E+00
-2.97E+00
-2.97E+00
-2.97E+00
-2.89E+00
-2.89E+00
-2.97E+00
-2.89E+00
-2.89E+00
-2.89E+00
-2.89E+00
-2.89E+00
-2.89E+00
-2.89E+00
-2.89E+00
-2.81E+00
-2.89E+00
-2.81E+00
-2.89E+00
-2.81E+00
-2.81E+00
-2.89E+00
-2.81E+00
-2.89E+00
-2.81E+00
-2.81E+00
-2.73E+00
-2.73E+00
-2.81E+00
-2.73E+00
-2.81E+00
-2.81E+00
-2.73E+00
-2.73E+00
-2.73E+00
-2.73E+00
-2.73E+00
-2.65E+00
-2.65E+00
-2.65E+00
-2.65E+00
-2.65E+00
-2.65E+00
-2.57E+00
-2.57E+00
-2.57E+00
-2.57E+00
-2.57E+00
-2.57E+00
-2.57E+00
-2.49E+00
-2.57E+00
-2.49E+00
-2.49E+00
-2.49E+00
-2.49E+00
-2.49E+00
-2.49E+00
-2.49E+00
-2.41E+00
-2.49E+00
-2.49E+00
-2.41E+00
-2.41E+00
-2.33E+00
-2.41E+00
-2.41E+00
-2.33E+00
-2.25E+00
-2.41E+00
-2.25E+00
-2.33E+00
-2.25E+00
-2.33E+00
-2.25E+00
-2.25E+00
-2.25E+00
-2.25E+00
-2.25E+00
-2.17E+00
-2.17E+00
-2.17E+00
-2.09E+00
-2.17E+00
-2.17E+00
-2.09E+00
-2.09E+00
-2.09E+00
-2.09E+00
-2.17E+00
-2.09E+00
-2.09E+00
-2.09E+00
-2.01E+00
-2.01E+00
-2.01E+00
-1.93E+00
-2.01E+00
-1.93E+00
-1.93E+00
-1.93E+00
-1.93E+00
-1.93E+00
-1.93E+00
-1.77E+00
-1.85E+00
-1.85E+00
-1.85E+00
-1.77E+00
-1.77E+00
-1.77E+00
-1.69E+00
-1.69E+00
-1.69E+00
-1.77E+00
-1.69E+00
-1.61E+00
-1.61E+00
-1.61E+00
-1.61E+00
-1.53E+00
-1.61E+00
-1.53E+00
-1.53E+00
-1.53E+00
-1.53E+00
-1.53E+00
-1.45E+00
-1.53E+00
-1.45E+00
-1.37E+00
-1.45E+00
-1.37E+00
-1.29E+00
-1.37E+00
-1.29E+00
-1.37E+00
-1.29E+00
-1.29E+00
-1.29E+00
-1.29E+00
-1.29E+00
-1.29E+00
-1.21E+00
-1.21E+00
-1.13E+00
-1.21E+00
-1.13E+00
-1.13E+00
-1.05E+00
-1.13E+00
-1.05E+00
-1.05E+00
-9.65E-01
-1.05E+00
-9.65E-01
-9.65E-01
-1.05E+00
-9.65E-01
-9.65E-01
-8.84E-01
-8.84E-01
-8.84E-01
-8.84E-01
-8.04E-01
-8.04E-01
-8.04E-01
-7.24E-01
-7.24E-01
-7.24E-01
-7.24E-01
-7.24E-01
-7.24E-01
-7.24E-01
-5.63E-01
-7.24E-01
-6.43E-01
-6.43E-01
-5.63E-01
-4.82E-01
-4.82E-01
-4.82E-01
-4.02E-01
-4.82E-01
-4.82E-01
-4.02E-01
-4.02E-01
-3.22E-01
-3.22E-01
-4.02E-01
-3.22E-01
-4.02E-01
-3.22E-01
-4.02E-01
-2.41E-01
-2.41E-01
-2.41E-01
-2.41E-01
-1.61E-01
-1.61E-01
-1.61E-01
-1.61E-01
-1.61E-01
-8.04E-02
-8.04E-02
-8.04E-02
-8.04E-02
-8.04E-02
0.00E+00
0.00E+00
0.00E+00
0.00E+00
8.04E-02
8.04E-02
0.00E+00
1.61E-01
1.61E-01
1.61E-01
1.61E-01
1.61E-01
1.61E-01
2.41E-01
2.41E-01
2.41E-01
2.41E-01
3.22E-01
4.02E-01
3.22E-01
3.22E-01
4.02E-01
4.02E-01
4.02E-01
4.02E-01
4.82E-01
4.82E-01
5.63E-01
4.82E-01
5.63E-01
5.63E-01
5.63E-01
5.63E-01
5.63E-01
6.43E-01
5.63E-01
6.43E-01
6.43E-01
7.24E-01
6.43E-01
7.24E-01
7.24E-01
7.24E-01
7.24E-01
7.24E-01
8.04E-01
8.04E-01
8.04E-01
8.04E-01
8.84E-01
8.84E-01
9.65E-01
8.84E-01
8.84E-01
9.65E-01
9.65E-01
9.65E-01
1.05E+00
1.05E+00
9.65E-01
1.13E+00
1.05E+00
1.13E+00
1.13E+00
1.13E+00
1.13E+00
1.13E+00
1.21E+00
1.21E+00
1.21E+00
1.29E+00
1.21E+00
1.29E+00
1.29E+00
1.21E+00
1.21E+00
1.29E+00
1.37E+00
1.29E+00
1.37E+00
1.45E+00
1.45E+00
1.37E+00
1.45E+00
1.45E+00
1.45E+00
1.53E+00
1.53E+00
1.53E+00
1.53E+00
1.53E+00
1.53E+00
1.53E+00
1.61E+00
1.61E+00
1.69E+00
1.61E+00
1.61E+00
1.69E+00
1.69E+00
1.77E+00
1.69E+00
1.69E+00
1.69E+00
1.77E+00
1.77E+00
1.77E+00
1.77E+00
1.77E+00
1.85E+00
1.85E+00
1.85E+00
1.85E+00
1.85E+00
1.85E+00
1.93E+00
1.93E+00
1.93E+00
1.93E+00
1.93E+00
2.01E+00
2.01E+00
2.01E+00
1.93E+00
2.09E+00
2.01E+00
2.01E+00
2.09E+00
2.01E+00
2.09E+00
2.09E+00
2.09E+00
2.17E+00
2.17E+00
2.09E+00
2.09E+00
2.25E+00
2.17E+00
2.17E+00
2.17E+00
2.17E+00
2.25E+00
2.25E+00
2.17E+00
2.25E+00
2.25E+00
2.33E+00
2.33E+00
2.33E+00
2.25E+00
2.33E+00
2.33E+00
2.33E+00
2.33E+00
2.33E+00
2.41E+00
2.41E+00
2.41E+00
2.33E+00
2.33E+00
2.41E+00
2.41E+00
2.41E+00
2.41E+00
2.49E+00
2.41E+00
2.41E+00
2.49E+00
2.49E+00
2.41E+00
2.49E+00
2.49E+00
2.57E+00
2.49E+00
2.57E+00
2.49E+00
2.49E+00
2.57E+00
2.57E+00
2.65E+00
2.65E+00
2.57E+00
2.57E+00
2.65E+00
2.57E+00
2.65E+00
2.65E+00
2.65E+00
2.57E+00
2.65E+00
2.65E+00
2.65E+00
2.65E+00
2.65E+00
2.73E+00
2.73E+00
2.73E+00
2.73E+00
2.65E+00
2.73E+00
2.73E+00
2.73E+00
2.65E+00
2.73E+00
2.73E+00
2.73E+00
2.81E+00
2.73E+00
2.73E+00
2.73E+00
2.81E+00
2.73E+00
2.81E+00
2.73E+00
2.81E+00
2.73E+00
2.81E+00
2.81E+00
2.81E+00
2.81E+00
2.73E+00
2.73E+00
2.81E+00
2.81E+00
2.89E+00
2.81E+00
2.81E+00
2.81E+00
2.81E+00
2.73E+00
2.81E+00
2.81E+00
2.89E+00
2.73E+00
2.89E+00
2.81E+00
2.81E+00
2.89E+00
2.81E+00
2.81E+00
2.81E+00
2.89E+00
2.81E+00
2.81E+00
2.81E+00
2.81E+00
2.81E+00
2.89E+00
2.81E+00
2.89E+00
2.89E+00
2.89E+00
2.81E+00
2.89E+00
2.81E+00
2.81E+00
2.89E+00
2.89E+00
2.81E+00
2.81E+00
2.81E+00
2.89E+00
2.81E+00
2.81E+00
2.89E+00
2.89E+00
2.73E+00
2.81E+00
2.81E+00
2.81E+00
2.81E+00
2.81E+00
2.81E+00
2.89E+00
2.81E+00
2.81E+00
2.81E+00
2.73E+00
2.89E+00
2.81E+00
2.81E+00
2.81E+00
2.81E+00
2.81E+00
2.73E+00
2.81E+00
2.73E+00
2.73E+00
2.73E+00
2.81E+00
2.73E+00
2.73E+00
2.73E+00
2.81E+00
2.73E+00
2.81E+00
2.65E+00
2.65E+00
2.65E+00
2.65E+00
2.73E+00
2.73E+00
2.65E+00
2.65E+00
2.65E+00
2.65E+00
2.65E+00
2.65E+00
2.65E+00
2.65E+00
2.65E+00
2.65E+00
2.65E+00
2.57E+00
2.57E+00
2.57E+00
2.65E+00
2.49E+00
2.57E+00
2.57E+00
2.57E+00
2.57E+00
2.57E+00
2.57E+00
2.49E+00
2.49E+00
2.49E+00
2.49E+00
2.49E+00
2.49E+00
2.41E+00
2.49E+00
2.41E+00
2.49E+00
2.41E+00
2.41E+00
2.41E+00
2.49E+00
2.33E+00
2.41E+00
2.41E+00
2.49E+00
2.41E+00
2.33E+00
2.33E+00
2.33E+00
2.33E+00
2.25E+00
2.33E+00
2.33E+00
2.25E+00
2.33E+00
2.17E+00
2.33E+00
2.17E+00
2.25E+00
2.17E+00
2.17E+00
2.25E+00
2.17E+00
2.17E+00
2.17E+00
2.09E+00
2.09E+00
2.09E+00
2.17E+00
2.09E+00
2.09E+00
2.09E+00
2.09E+00
2.01E+00
2.09E+00
2.09E+00
2.01E+00
2.01E+00
1.93E+00
2.01E+00
1.93E+00
1.93E+00
2.01E+00
1.93E+00
1.93E+00
1.85E+00
1.93E+00
1.85E+00
1.85E+00
1.85E+00
1.85E+00
1.77E+00
1.77E+00
1.77E+00
1.69E+00
1.85E+00
1.69E+00
1.69E+00
1.69E+00
1.69E+00
1.61E+00
1.61E+00
1.61E+00
1.61E+00
1.61E+00
1.61E+00
1.53E+00
1.61E+00
1.53E+00
1.53E+00
1.53E+00
1.53E+00
1.53E+00
1.45E+00
1.45E+00
1.37E+00
1.45E+00
1.37E+00
1.37E+00
1.37E+00
1.37E+00
1.37E+00
1.37E+00
1.37E+00
1.29E+00
1.29E+00
1.29E+00
1.37E+00
1.29E+00
1.21E+00
1.21E+00
1.21E+00
1.21E+00
1.21E+00
1.13E+00
1.05E+00
1.13E+00
1.13E+00
1.05E+00
9.65E-01
1.05E+00
1.05E+00
1.05E+00
1.05E+00
9.65E-01
9.65E-01
9.65E-01
9.65E-01
9.65E-01
8.84E-01
8.04E-01
8.84E-01
8.84E-01
8.04E-01
8.84E-01
8.04E-01
7.24E-01
8.04E-01
7.24E-01
7.24E-01
7.24E-01
7.24E-01
7.24E-01
6.43E-01
5.63E-01
6.43E-01
5.63E-01
6.43E-01
5.63E-01
5.63E-01
4.82E-01
4.82E-01
4.82E-01
4.82E-01
4.82E-01
4.82E-01
4.82E-01
4.02E-01
4.02E-01
4.02E-01
3.22E-01
3.22E-01
3.22E-01
3.22E-01
2.41E-01
1.61E-01
1.61E-01
1.61E-01
1.61E-01
8.04E-02
1.61E-01
8.04E-02
8.04E-02
8.04E-02
8.04E-02
0.00E+00
8.04E-02
8.04E-02
0.00E+00
0.00E+00
-8.04E-02
0.00E+00
-8.04E-02
-8.04E-02
-1.61E-01
-8.04E-02
-8.04E-02
-1.61E-01
-1.61E-01
-1.61E-01
-2.41E-01
-2.41E-01
-2.41E-01
-3.22E-01
-3.22E-01
-3.22E-01
-3.22E-01
-3.22E-01
-3.22E-01
-3.22E-01
-3.22E-01
-4.02E-01
-4.02E-01
-4.02E-01
-4.82E-01
-4.02E-01
-4.82E-01
-5.63E-01
-4.82E-01
-5.63E-01
-5.63E-01
-6.43E-01
-6.43E-01
-5.63E-01
-6.43E-01
-6.43E-01
-7.24E-01
-7.24E-01
-7.24E-01
-7.24E-01
-7.24E-01
-8.04E-01
-8.04E-01
-8.04E-01
-8.04E-01
-8.04E-01
-8.84E-01
-8.84E-01
-8.84E-01
-8.84E-01
-9.65E-01
-9.65E-01
-9.65E-01
-9.65E-01
-1.05E+00
-1.13E+00
-1.05E+00
-1.05E+00
-1.05E+00
-1.13E+00
-1.13E+00
-1.13E+00
-1.13E+00
-1.13E+00
-1.21E+00
-1.21E+00
-1.21E+00
-1.21E+00
-1.29E+00
-1.29E+00
-1.37E+00
-1.29E+00
-1.29E+00
-1.37E+00
-1.37E+00
-1.45E+00
-1.37E+00
-1.37E+00
-1.37E+00
-1.45E+00
-1.53E+00
-1.45E+00
-1.45E+00
-1.53E+00
-1.53E+00
-1.61E+00
-1.61E+00
-1.61E+00
-1.61E+00
-1.61E+00
-1.61E+00
-1.61E+00
-1.69E+00
-1.61E+00
-1.77E+00
-1.69E+00
-1.69E+00
-1.77E+00
-1.69E+00
-1.77E+00
-1.85E+00
-1.77E+00
-1.85E+00
-1.85E+00
-1.85E+00
-1.85E+00
-1.93E+00
-1.85E+00
-1.93E+00
-1.93E+00
-2.01E+00
-1.93E+00
-2.01E+00
-2.01E+00
-2.09E+00
-2.01E+00
-2.09E+00
-2.01E+00
-2.01E+00
-2.01E+00
-2.17E+00
-2.09E+00
-2.09E+00
-2.09E+00
-2.17E+00
-2.17E+00
-2.25E+00
-2.25E+00
-2.25E+00
-2.17E+00
-2.17E+00
-2.25E+00
-2.25E+00
-2.33E+00
-2.33E+00
-2.33E+00
-2.33E+00
-2.33E+00
-2.33E+00
-2.33E+00
-2.41E+00
-2.33E+00
-2.33E+00
-2.41E+00
-2.41E+00
-2.41E+00
-2.49E+00
-2.41E+00
-2.41E+00
-2.49E+00
-2.41E+00
-2.49E+00
-2.41E+00
-2.49E+00
-2.49E+00
-2.57E+00
-2.49E+00
-2.57E+00
-2.49E+00
-2.57E+00
-2.57E+00
-2.57E+00
-2.57E+00
-2.57E+00
-2.57E+00
-2.57E+00
-2.65E+00
-2.57E+00
-2.65E+00
-2.65E+00
-2.73E+00
-2.73E+00
-2.65E+00
-2.65E+00
-2.65E+00
-2.73E+00
-2.73E+00
-2.73E+00
-2.73E+00
-2.81E+00
-2.81E+00
-2.81E+00
-2.81E+00
-2.81E+00
-2.73E+00
-2.81E+00
-2.81E+00
-2.81E+00
-2.89E+00
-2.89E+00
-2.81E+00
-2.89E+00
-2.81E+00
-2.81E+00
-2.81E+00
-2.89E+00
-2.89E+00
-2.89E+00
-2.89E+00
-2.89E+00
-2.97E+00
-2.97E+00
-2.89E+00
-2.97E+00
-2.97E+00
-2.89E+00
-2.97E+00
-2.97E+00
-2.97E+00
-2.89E+00
-2.97E+00
-2.97E+00
-2.97E+00
-2.97E+00
-2.97E+00
-2.97E+00
-2.97E+00
-2.97E+00
-2.97E+00
-3.06E+00
-2.97E+00
-2.97E+00
-3.06E+00
-3.06E+00
-2.97E+00
-3.06E+00
-3.06E+00
-3.06E+00
-2.97E+00
-3.14E+00
-3.06E+00
-3.06E+00
-2.97E+00
-3.06E+00
-2.97E+00
-3.06E+00
-2.97E+00
-2.97E+00
-2.97E+00
-3.14E+00
-3.06E+00
-3.06E+00
-3.06E+00
-3.14E+00
-3.06E+00
-3.06E+00
-3.06E+00
-3.14E+00
-3.06E+00
-3.06E+00
-3.14E+00
-3.14E+00
-2.97E+00
-3.06E+00
-3.06E+00
-3.06E+00
-3.06E+00
-3.14E+00
-3.06E+00
-3.06E+00
-3.06E+00
-3.06E+00
-3.06E+00
-3.06E+00
-3.06E+00
-3.06E+00
-3.06E+00
-3.06E+00
-3.06E+00
-3.06E+00
-3.14E+00
-2.97E+00
-3.06E+00
-2.97E+00
-3.06E+00
-3.14E+00
-2.97E+00
-2.97E+00
-3.06E+00
-2.97E+00
-3.06E+00
-3.06E+00
-2.89E+00
-3.06E+00
-2.97E+00
-3.06E+00
-2.97E+00
-2.97E+00
-3.06E+00
-2.97E+00
-2.97E+00
-2.97E+00
-2.97E+00
-2.97E+00
-2.97E+00
-2.97E+00
-2.97E+00
-2.89E+00
-2.89E+00
-2.89E+00
-2.89E+00
-2.89E+00
-2.97E+00
-2.89E+00
-2.89E+00
-2.89E+00
-2.97E+00
-2.81E+00
-2.89E+00
-2.89E+00
-2.81E+00
-2.81E+00
-2.89E+00
-2.81E+00
-2.89E+00
-2.81E+00
-2.81E+00
-2.81E+00
-2.81E+00
-2.81E+00
-2.81E+00
-2.81E+00
-2.81E+00
-2.73E+00
-2.81E+00
-2.73E+00
-2.73E+00
-2.65E+00
-2.65E+00
-2.65E+00
-2.65E+00
-2.65E+00
-2.65E+00
-2.65E+00
-2.65E+00
-2.65E+00
-2.57E+00
-2.65E+00
-2.65E+00
-2.65E+00
-2.65E+00
-2.65E+00
-2.57E+00
-2.57E+00
-2.57E+00
-2.57E+00
-2.57E+00
-2.57E+00
-2.49E+00
-2.49E+00
-2.49E+00
-2.57E+00
-2.49E+00
-2.57E+00
-2.49E+00
-2.41E+00
-2.49E+00
-2.33E+00
-2.41E+00
-2.41E+00
-2.41E+00
-2.41E+00
-2.33E+00
-2.33E+00
-2.33E+00
-2.33E+00
-2.33E+00
-2.25E+00
-2.33E+00
-2.33E+00
-2.25E+00
-2.25E+00
-2.33E+00
-2.17E+00
-2.17E+00
-2.17E+00
-2.17E+00
-2.17E+00
-2.17E+00
-2.17E+00
-2.09E+00
-2.17E+00
-2.09E+00
-2.09E+00
-2.09E+00
-2.09E+00
-2.01E+00
-2.01E+00
-2.01E+00
-2.09E+00
-1.93E+00
-2.01E+00
-1.93E+00
-1.93E+00
-1.85E+00
-1.93E+00
-1.85E+00
-1.85E+00
-1.85E+00
-1.85E+00
-1.85E+00
-1.77E+00
-1.77E+00
-1.85E+00
-1.77E+00
-1.77E+00
-1.77E+00
-1.69E+00
-1.77E+00
-1.69E+00
-1.69E+00
-1.61E+00
-1.61E+00
-1.61E+00
-1.61E+00
-1.61E+00
-1.53E+00
-1.53E+00
-1.61E+00
-1.53E+00
-1.61E+00
-1.53E+00
-1.45E+00
-1.45E+00
-1.45E+00
-1.45E+00
-1.37E+00
-1.45E+00
-1.45E+00
-1.37E+00
-1.29E+00
-1.29E+00
-1.29E+00
-1.29E+00
-1.29E+00
-1.21E+00
-1.21E+00
-1.29E+00
-1.21E+00
-1.13E+00
-1.21E+00
-1.05E+00
-1.05E+00
-1.05E+00
-1.05E+00
-1.13E+00
-1.05E+00
-1.05E+00
-1.05E+00
-1.05E+00
-1.05E+00
-9.65E-01
-9.65E-01
-8.84E-01
-8.84E-01
-9.65E-01
-8.84E-01
-8.04E-01
-8.04E-01
-8.04E-01
-8.04E-01
-8.04E-01
-8.04E-01
-7.24E-01
-7.24E-01
-7.24E-01
-7.24E-01
-6.43E-01
-6.43E-01
-6.43E-01
-6.43E-01
-6.43E-01
-5.63E-01
-5.63E-01
-5.63E-01
-5.63E-01
-4.82E-01
-4.82E-01
-4.82E-01
-4.82E-01
-4.82E-01
-4.02E-01
-4.02E-01
-4.02E-01
-4.02E-01
-3.22E-01
-3.22E-01
-3.22E-01
-3.22E-01
-2.41E-01
-2.41E-01
-2.41E-01
-2.41E-01
-2.41E-01
-1.61E-01
-1.61E-01
-1.61E-01
-8.04E-02
-1.61E-01
-8.04E-02
-8.04E-02
0.00E+00
-8.04E-02
0.00E+00
0.00E+00];
y=[0.00E+00
0.00E+00
0.00E+00
8.04E-02
8.04E-02
1.61E-01
2.41E-01
8.04E-02
1.61E-01
1.61E-01
1.61E-01
1.61E-01
2.41E-01
2.41E-01
2.41E-01
3.22E-01
3.22E-01
3.22E-01
3.22E-01
4.02E-01
3.22E-01
3.22E-01
4.02E-01
4.02E-01
4.02E-01
4.82E-01
4.02E-01
4.82E-01
4.82E-01
4.82E-01
4.82E-01
4.82E-01
4.82E-01
4.82E-01
4.82E-01
4.82E-01
4.82E-01
5.63E-01
4.82E-01
4.82E-01
5.63E-01
4.82E-01
4.82E-01
5.63E-01
4.82E-01
4.82E-01
5.63E-01
5.63E-01
5.63E-01
5.63E-01
5.63E-01
5.63E-01
5.63E-01
5.63E-01
5.63E-01
5.63E-01
5.63E-01
5.63E-01
4.82E-01
5.63E-01
5.63E-01
5.63E-01
6.43E-01
5.63E-01
4.82E-01
5.63E-01
5.63E-01
5.63E-01
5.63E-01
5.63E-01
4.82E-01
5.63E-01
5.63E-01
5.63E-01
5.63E-01
5.63E-01
5.63E-01
5.63E-01
5.63E-01
5.63E-01
6.43E-01
5.63E-01
5.63E-01
5.63E-01
4.82E-01
5.63E-01
5.63E-01
6.43E-01
5.63E-01
5.63E-01
5.63E-01
5.63E-01
5.63E-01
6.43E-01
4.82E-01
6.43E-01
4.82E-01
5.63E-01
6.43E-01
6.43E-01
5.63E-01
5.63E-01
6.43E-01
5.63E-01
6.43E-01
6.43E-01
5.63E-01
6.43E-01
5.63E-01
5.63E-01
6.43E-01
5.63E-01
5.63E-01
6.43E-01
6.43E-01
5.63E-01
5.63E-01
6.43E-01
6.43E-01
5.63E-01
6.43E-01
5.63E-01
6.43E-01
5.63E-01
6.43E-01
5.63E-01
5.63E-01
6.43E-01
4.82E-01
5.63E-01
6.43E-01
6.43E-01
5.63E-01
6.43E-01
6.43E-01
6.43E-01
6.43E-01
5.63E-01
5.63E-01
5.63E-01
6.43E-01
5.63E-01
6.43E-01
6.43E-01
5.63E-01
6.43E-01
5.63E-01
5.63E-01
6.43E-01
6.43E-01
6.43E-01
5.63E-01
5.63E-01
5.63E-01
6.43E-01
5.63E-01
5.63E-01
6.43E-01
6.43E-01
6.43E-01
6.43E-01
6.43E-01
6.43E-01
6.43E-01
5.63E-01
6.43E-01
6.43E-01
5.63E-01
5.63E-01
6.43E-01
5.63E-01
6.43E-01
4.82E-01
6.43E-01
5.63E-01
6.43E-01
5.63E-01
6.43E-01
6.43E-01
6.43E-01
6.43E-01
7.24E-01
5.63E-01
5.63E-01
6.43E-01
6.43E-01
6.43E-01
6.43E-01
6.43E-01
5.63E-01
6.43E-01
6.43E-01
6.43E-01
7.24E-01
5.63E-01
5.63E-01
6.43E-01
5.63E-01
5.63E-01
6.43E-01
5.63E-01
5.63E-01
6.43E-01
6.43E-01
6.43E-01
6.43E-01
6.43E-01
5.63E-01
5.63E-01
6.43E-01
5.63E-01
6.43E-01
6.43E-01
7.24E-01
5.63E-01
6.43E-01
6.43E-01
5.63E-01
6.43E-01
5.63E-01
6.43E-01
5.63E-01
5.63E-01
5.63E-01
6.43E-01
6.43E-01
5.63E-01
6.43E-01
5.63E-01
5.63E-01
5.63E-01
5.63E-01
7.24E-01
5.63E-01
6.43E-01
6.43E-01
6.43E-01
6.43E-01
5.63E-01
6.43E-01
5.63E-01
6.43E-01
5.63E-01
5.63E-01
5.63E-01
5.63E-01
6.43E-01
6.43E-01
6.43E-01
6.43E-01
5.63E-01
6.43E-01
6.43E-01
6.43E-01
6.43E-01
5.63E-01
5.63E-01
5.63E-01
6.43E-01
5.63E-01
6.43E-01
6.43E-01
5.63E-01
6.43E-01
6.43E-01
7.24E-01
5.63E-01
5.63E-01
5.63E-01
6.43E-01
5.63E-01
6.43E-01
5.63E-01
5.63E-01
6.43E-01
6.43E-01
6.43E-01
5.63E-01
6.43E-01
5.63E-01
5.63E-01
6.43E-01
6.43E-01
5.63E-01
7.24E-01
5.63E-01
5.63E-01
5.63E-01
6.43E-01
4.82E-01
6.43E-01
5.63E-01
5.63E-01
6.43E-01
6.43E-01
7.24E-01
6.43E-01
5.63E-01
5.63E-01
5.63E-01
5.63E-01
6.43E-01
6.43E-01
5.63E-01
6.43E-01
5.63E-01
6.43E-01
5.63E-01
7.24E-01
5.63E-01
6.43E-01
5.63E-01
5.63E-01
6.43E-01
6.43E-01
5.63E-01
5.63E-01
5.63E-01
6.43E-01
6.43E-01
6.43E-01
5.63E-01
5.63E-01
6.43E-01
6.43E-01
5.63E-01
6.43E-01
6.43E-01
5.63E-01
6.43E-01
6.43E-01
5.63E-01
6.43E-01
5.63E-01
6.43E-01
5.63E-01
6.43E-01
5.63E-01
5.63E-01
6.43E-01
5.63E-01
6.43E-01
5.63E-01
5.63E-01
5.63E-01
5.63E-01
5.63E-01
5.63E-01
6.43E-01
5.63E-01
5.63E-01
6.43E-01
6.43E-01
6.43E-01
5.63E-01
5.63E-01
6.43E-01
6.43E-01
5.63E-01
5.63E-01
5.63E-01
5.63E-01
6.43E-01
5.63E-01
6.43E-01
5.63E-01
5.63E-01
5.63E-01
5.63E-01
6.43E-01
5.63E-01
5.63E-01
5.63E-01
5.63E-01
5.63E-01
6.43E-01
5.63E-01
6.43E-01
5.63E-01
4.82E-01
6.43E-01
6.43E-01
6.43E-01
6.43E-01
5.63E-01
5.63E-01
5.63E-01
5.63E-01
5.63E-01
5.63E-01
5.63E-01
4.82E-01
5.63E-01
5.63E-01
5.63E-01
5.63E-01
5.63E-01
5.63E-01
6.43E-01
6.43E-01
5.63E-01
5.63E-01
5.63E-01
5.63E-01
5.63E-01
5.63E-01
6.43E-01
5.63E-01
5.63E-01
5.63E-01
5.63E-01
5.63E-01
5.63E-01
4.82E-01
5.63E-01
5.63E-01
4.82E-01
5.63E-01
6.43E-01
5.63E-01
5.63E-01
5.63E-01
5.63E-01
5.63E-01
4.82E-01
6.43E-01
5.63E-01
6.43E-01
5.63E-01
4.82E-01
4.82E-01
5.63E-01
5.63E-01
4.82E-01
6.43E-01
5.63E-01
5.63E-01
5.63E-01
4.82E-01
4.82E-01
4.82E-01
4.82E-01
5.63E-01
5.63E-01
4.82E-01
5.63E-01
5.63E-01
4.82E-01
4.82E-01
4.82E-01
4.82E-01
5.63E-01
5.63E-01
4.82E-01
4.82E-01
4.82E-01
4.82E-01
5.63E-01
5.63E-01
5.63E-01
4.02E-01
4.02E-01
4.82E-01
4.82E-01
4.02E-01
4.02E-01
4.82E-01
4.02E-01
4.82E-01
4.02E-01
4.02E-01
4.02E-01
4.02E-01
4.02E-01
4.02E-01
3.22E-01
3.22E-01
3.22E-01
2.41E-01
2.41E-01
2.41E-01
2.41E-01
2.41E-01
2.41E-01
1.61E-01
1.61E-01
1.61E-01
8.04E-02
8.04E-02
8.04E-02
8.04E-02
8.04E-02
8.04E-02
0.00E+00
0.00E+00
0.00E+00
0.00E+00
-8.04E-02
-8.04E-02
0.00E+00
-8.04E-02
-1.61E-01
-1.61E-01
-1.61E-01
-2.41E-01
-1.61E-01
-2.41E-01
-1.61E-01
-2.41E-01
-2.41E-01
-3.22E-01
-3.22E-01
-3.22E-01
-2.41E-01
-4.02E-01
-3.22E-01
-4.02E-01
-4.02E-01
-4.82E-01
-4.82E-01
-4.02E-01
-4.82E-01
-4.82E-01
-4.82E-01
-4.82E-01
-5.63E-01
-5.63E-01
-5.63E-01
-6.43E-01
-6.43E-01
-6.43E-01
-7.24E-01
-7.24E-01
-7.24E-01
-7.24E-01
-7.24E-01
-8.04E-01
-8.04E-01
-7.24E-01
-8.04E-01
-8.04E-01
-8.84E-01
-8.84E-01
-8.84E-01
-8.84E-01
-9.65E-01
-9.65E-01
-9.65E-01
-9.65E-01
-9.65E-01
-1.05E+00
-1.13E+00
-1.05E+00
-1.05E+00
-1.13E+00
-1.13E+00
-1.13E+00
-1.13E+00
-1.21E+00
-1.21E+00
-1.29E+00
-1.21E+00
-1.21E+00
-1.29E+00
-1.29E+00
-1.29E+00
-1.29E+00
-1.29E+00
-1.37E+00
-1.29E+00
-1.45E+00
-1.45E+00
-1.37E+00
-1.45E+00
-1.37E+00
-1.45E+00
-1.45E+00
-1.45E+00
-1.53E+00
-1.45E+00
-1.53E+00
-1.53E+00
-1.53E+00
-1.61E+00
-1.69E+00
-1.53E+00
-1.69E+00
-1.69E+00
-1.69E+00
-1.69E+00
-1.69E+00
-1.77E+00
-1.77E+00
-1.77E+00
-1.77E+00
-1.77E+00
-1.77E+00
-1.85E+00
-1.85E+00
-1.77E+00
-1.93E+00
-1.85E+00
-1.85E+00
-1.85E+00
-1.85E+00
-1.93E+00
-1.93E+00
-1.93E+00
-1.93E+00
-2.01E+00
-2.01E+00
-2.09E+00
-2.01E+00
-2.01E+00
-2.09E+00
-2.09E+00
-2.01E+00
-2.09E+00
-2.17E+00
-2.17E+00
-2.09E+00
-2.17E+00
-2.09E+00
-2.17E+00
-2.17E+00
-2.25E+00
-2.25E+00
-2.25E+00
-2.33E+00
-2.25E+00
-2.25E+00
-2.33E+00
-2.25E+00
-2.25E+00
-2.33E+00
-2.33E+00
-2.33E+00
-2.25E+00
-2.33E+00
-2.33E+00
-2.33E+00
-2.41E+00
-2.33E+00
-2.41E+00
-2.41E+00
-2.49E+00
-2.49E+00
-2.49E+00
-2.41E+00
-2.49E+00
-2.49E+00
-2.49E+00
-2.57E+00
-2.49E+00
-2.49E+00
-2.49E+00
-2.57E+00
-2.57E+00
-2.57E+00
-2.65E+00
-2.65E+00
-2.57E+00
-2.65E+00
-2.65E+00
-2.57E+00
-2.65E+00
-2.65E+00
-2.65E+00
-2.73E+00
-2.65E+00
-2.73E+00
-2.73E+00
-2.73E+00
-2.73E+00
-2.65E+00
-2.73E+00
-2.81E+00
-2.73E+00
-2.81E+00
-2.73E+00
-2.89E+00
-2.73E+00
-2.73E+00
-2.89E+00
-2.73E+00
-2.81E+00
-2.81E+00
-2.81E+00
-2.89E+00
-2.81E+00
-2.89E+00
-2.81E+00
-2.81E+00
-2.81E+00
-2.89E+00
-2.89E+00
-2.81E+00
-2.89E+00
-2.89E+00
-2.89E+00
-2.89E+00
-2.97E+00
-2.89E+00
-2.97E+00
-2.97E+00
-2.97E+00
-2.97E+00
-2.89E+00
-2.97E+00
-2.89E+00
-2.97E+00
-3.06E+00
-2.89E+00
-2.97E+00
-2.97E+00
-2.89E+00
-2.89E+00
-2.97E+00
-2.97E+00
-2.97E+00
-2.97E+00
-2.97E+00
-3.06E+00
-3.06E+00
-3.06E+00
-2.97E+00
-2.97E+00
-2.97E+00
-3.06E+00
-2.97E+00
-2.97E+00
-3.06E+00
-2.97E+00
-2.97E+00
-2.97E+00
-2.97E+00
-2.97E+00
-3.06E+00
-2.97E+00
-2.97E+00
-3.06E+00
-3.06E+00
-3.06E+00
-3.06E+00
-3.06E+00
-2.97E+00
-2.97E+00
-2.97E+00
-3.06E+00
-3.06E+00
-2.97E+00
-2.97E+00
-2.97E+00
-3.06E+00
-3.06E+00
-3.06E+00
-2.97E+00
-3.06E+00
-2.97E+00
-3.06E+00
-3.06E+00
-2.97E+00
-3.06E+00
-2.97E+00
-2.97E+00
-3.06E+00
-2.97E+00
-2.97E+00
-3.06E+00
-2.97E+00
-2.97E+00
-2.97E+00
-2.97E+00
-3.06E+00
-2.97E+00
-2.97E+00
-2.97E+00
-2.97E+00
-2.97E+00
-2.97E+00
-2.89E+00
-3.06E+00
-2.97E+00
-2.97E+00
-2.89E+00
-2.89E+00
-3.06E+00
-2.89E+00
-2.89E+00
-2.89E+00
-2.89E+00
-2.97E+00
-2.89E+00
-2.89E+00
-2.89E+00
-2.97E+00
-2.89E+00
-2.89E+00
-2.89E+00
-2.89E+00
-2.81E+00
-2.89E+00
-2.89E+00
-2.81E+00
-2.81E+00
-2.81E+00
-2.89E+00
-2.81E+00
-2.81E+00
-2.81E+00
-2.81E+00
-2.81E+00
-2.73E+00
-2.81E+00
-2.73E+00
-2.81E+00
-2.81E+00
-2.65E+00
-2.73E+00
-2.73E+00
-2.73E+00
-2.65E+00
-2.73E+00
-2.73E+00
-2.65E+00
-2.73E+00
-2.65E+00
-2.57E+00
-2.65E+00
-2.57E+00
-2.57E+00
-2.57E+00
-2.57E+00
-2.65E+00
-2.57E+00
-2.57E+00
-2.65E+00
-2.57E+00
-2.57E+00
-2.57E+00
-2.49E+00
-2.57E+00
-2.57E+00
-2.49E+00
-2.49E+00
-2.49E+00
-2.41E+00
-2.49E+00
-2.41E+00
-2.41E+00
-2.41E+00
-2.41E+00
-2.41E+00
-2.33E+00
-2.33E+00
-2.33E+00
-2.41E+00
-2.33E+00
-2.33E+00
-2.33E+00
-2.33E+00
-2.25E+00
-2.33E+00
-2.25E+00
-2.25E+00
-2.17E+00
-2.25E+00
-2.17E+00
-2.25E+00
-2.17E+00
-2.17E+00
-2.09E+00
-2.17E+00
-2.09E+00
-2.17E+00
-2.09E+00
-2.09E+00
-2.09E+00
-2.01E+00
-2.01E+00
-2.09E+00
-2.09E+00
-2.01E+00
-2.01E+00
-1.93E+00
-1.93E+00
-2.01E+00
-1.93E+00
-1.85E+00
-1.93E+00
-1.93E+00
-1.93E+00
-1.77E+00
-1.85E+00
-1.85E+00
-1.85E+00
-1.85E+00
-1.77E+00
-1.77E+00
-1.85E+00
-1.69E+00
-1.77E+00
-1.77E+00
-1.69E+00
-1.69E+00
-1.69E+00
-1.61E+00
-1.69E+00
-1.61E+00
-1.61E+00
-1.53E+00
-1.53E+00
-1.53E+00
-1.53E+00
-1.45E+00
-1.53E+00
-1.53E+00
-1.45E+00
-1.45E+00
-1.45E+00
-1.45E+00
-1.45E+00
-1.37E+00
-1.37E+00
-1.37E+00
-1.37E+00
-1.29E+00
-1.29E+00
-1.29E+00
-1.21E+00
-1.21E+00
-1.29E+00
-1.21E+00
-1.29E+00
-1.21E+00
-1.13E+00
-1.13E+00
-1.13E+00
-1.13E+00
-1.13E+00
-1.05E+00
-1.13E+00
-1.05E+00
-1.05E+00
-9.65E-01
-9.65E-01
-9.65E-01
-9.65E-01
-8.84E-01
-9.65E-01
-8.84E-01
-8.84E-01
-8.84E-01
-8.84E-01
-8.04E-01
-8.04E-01
-8.04E-01
-8.04E-01
-7.24E-01
-7.24E-01
-7.24E-01
-7.24E-01
-7.24E-01
-6.43E-01
-6.43E-01
-6.43E-01
-5.63E-01
-5.63E-01
-5.63E-01
-5.63E-01
-4.82E-01
-5.63E-01
-4.82E-01
-4.82E-01
-4.82E-01
-4.02E-01
-4.02E-01
-4.02E-01
-4.02E-01
-4.02E-01
-3.22E-01
-2.41E-01
-3.22E-01
-2.41E-01
-2.41E-01
-2.41E-01
-2.41E-01
-2.41E-01
-2.41E-01
-2.41E-01
-2.41E-01
-1.61E-01
-8.04E-02
-8.04E-02
0.00E+00
0.00E+00
0.00E+00
-8.04E-02
0.00E+00
0.00E+00
0.00E+00
8.04E-02
8.04E-02
8.04E-02
8.04E-02
1.61E-01
1.61E-01
8.04E-02
2.41E-01
1.61E-01
2.41E-01
2.41E-01
2.41E-01
2.41E-01
2.41E-01
2.41E-01
3.22E-01
4.02E-01
3.22E-01
3.22E-01
4.02E-01
4.02E-01
4.02E-01
4.02E-01
4.02E-01
4.02E-01
4.82E-01
4.02E-01
4.82E-01
4.82E-01
4.02E-01
5.63E-01
4.02E-01
5.63E-01
4.82E-01
4.82E-01
6.43E-01
4.02E-01
4.82E-01
4.82E-01
4.82E-01
5.63E-01
5.63E-01
5.63E-01
5.63E-01
5.63E-01
4.82E-01
5.63E-01
5.63E-01
4.82E-01
5.63E-01
4.82E-01
4.82E-01
5.63E-01
5.63E-01
5.63E-01
5.63E-01
5.63E-01
4.82E-01
5.63E-01
5.63E-01
4.82E-01
4.82E-01
4.82E-01
5.63E-01
4.82E-01
6.43E-01
5.63E-01
5.63E-01
4.82E-01
4.82E-01
4.82E-01
5.63E-01
6.43E-01
4.82E-01
4.82E-01
5.63E-01
4.82E-01
6.43E-01
5.63E-01
5.63E-01
5.63E-01
5.63E-01
5.63E-01
5.63E-01
5.63E-01
5.63E-01
4.82E-01
5.63E-01
5.63E-01
5.63E-01
6.43E-01
4.82E-01
4.82E-01
5.63E-01
5.63E-01
5.63E-01
4.82E-01
6.43E-01
6.43E-01
5.63E-01
7.24E-01
5.63E-01
5.63E-01
5.63E-01
5.63E-01
5.63E-01
5.63E-01
6.43E-01
6.43E-01
5.63E-01
5.63E-01
6.43E-01
5.63E-01
6.43E-01
5.63E-01
6.43E-01
5.63E-01
5.63E-01
6.43E-01
5.63E-01
5.63E-01
5.63E-01
6.43E-01
6.43E-01
6.43E-01
5.63E-01
5.63E-01
5.63E-01
5.63E-01
6.43E-01
5.63E-01
5.63E-01
6.43E-01
7.24E-01
5.63E-01
6.43E-01
6.43E-01
6.43E-01
6.43E-01
6.43E-01
6.43E-01
5.63E-01
6.43E-01
6.43E-01
6.43E-01
5.63E-01
5.63E-01
5.63E-01
6.43E-01
5.63E-01
5.63E-01
6.43E-01
5.63E-01
5.63E-01
6.43E-01
6.43E-01
6.43E-01
5.63E-01
6.43E-01
6.43E-01
6.43E-01
6.43E-01
6.43E-01
6.43E-01
6.43E-01
7.24E-01
6.43E-01
5.63E-01
5.63E-01
5.63E-01
6.43E-01
5.63E-01
6.43E-01
7.24E-01
6.43E-01
6.43E-01
6.43E-01
6.43E-01
5.63E-01
5.63E-01
6.43E-01
6.43E-01
5.63E-01
5.63E-01
6.43E-01
5.63E-01
5.63E-01
5.63E-01
6.43E-01
6.43E-01
5.63E-01
5.63E-01
5.63E-01
6.43E-01
6.43E-01
6.43E-01
6.43E-01
5.63E-01
6.43E-01
6.43E-01
5.63E-01
6.43E-01
6.43E-01
5.63E-01
6.43E-01
6.43E-01
6.43E-01
6.43E-01
5.63E-01
5.63E-01
5.63E-01
5.63E-01
6.43E-01
6.43E-01
6.43E-01
6.43E-01
5.63E-01
6.43E-01
6.43E-01
6.43E-01
5.63E-01
6.43E-01
6.43E-01
6.43E-01
5.63E-01
5.63E-01
5.63E-01
6.43E-01
6.43E-01
6.43E-01
6.43E-01
6.43E-01
6.43E-01
6.43E-01
6.43E-01
5.63E-01
5.63E-01
6.43E-01
5.63E-01
6.43E-01
5.63E-01
5.63E-01
5.63E-01
6.43E-01
6.43E-01
6.43E-01
5.63E-01
6.43E-01
6.43E-01
6.43E-01
6.43E-01
6.43E-01
6.43E-01
5.63E-01
5.63E-01
6.43E-01
6.43E-01
5.63E-01
6.43E-01
5.63E-01
6.43E-01
6.43E-01
5.63E-01
6.43E-01
6.43E-01
6.43E-01
6.43E-01
5.63E-01
6.43E-01
6.43E-01
6.43E-01
6.43E-01
5.63E-01
5.63E-01
5.63E-01
5.63E-01
5.63E-01
5.63E-01
6.43E-01
6.43E-01
6.43E-01
5.63E-01
6.43E-01
7.24E-01
6.43E-01
6.43E-01
6.43E-01
5.63E-01
6.43E-01
6.43E-01
6.43E-01
5.63E-01
6.43E-01
6.43E-01
6.43E-01
6.43E-01
6.43E-01
6.43E-01
5.63E-01
6.43E-01
6.43E-01
6.43E-01
6.43E-01
5.63E-01
6.43E-01
6.43E-01
6.43E-01
6.43E-01
7.24E-01
5.63E-01
6.43E-01
5.63E-01
5.63E-01
6.43E-01
6.43E-01
5.63E-01
5.63E-01
6.43E-01
5.63E-01
5.63E-01
6.43E-01
7.24E-01
6.43E-01
5.63E-01
6.43E-01
6.43E-01
6.43E-01
6.43E-01
4.82E-01
5.63E-01
6.43E-01
5.63E-01
5.63E-01
6.43E-01
6.43E-01
5.63E-01
5.63E-01
6.43E-01
5.63E-01
5.63E-01
5.63E-01
6.43E-01
5.63E-01
5.63E-01
6.43E-01
6.43E-01
5.63E-01
4.82E-01
5.63E-01
6.43E-01
5.63E-01
6.43E-01
5.63E-01
6.43E-01
4.82E-01
5.63E-01
6.43E-01
6.43E-01
6.43E-01
5.63E-01
6.43E-01
6.43E-01
5.63E-01
4.82E-01
5.63E-01
7.24E-01
5.63E-01
5.63E-01
5.63E-01
5.63E-01
6.43E-01
5.63E-01
5.63E-01
6.43E-01
4.82E-01
6.43E-01
5.63E-01
5.63E-01
5.63E-01
5.63E-01
6.43E-01
5.63E-01
7.24E-01
5.63E-01
6.43E-01
6.43E-01
6.43E-01
5.63E-01
5.63E-01
5.63E-01
5.63E-01
5.63E-01
5.63E-01
6.43E-01
4.82E-01
4.82E-01
5.63E-01
6.43E-01
5.63E-01
5.63E-01
6.43E-01
4.82E-01
5.63E-01
6.43E-01
6.43E-01
5.63E-01
5.63E-01
5.63E-01
5.63E-01
4.82E-01
5.63E-01
5.63E-01
5.63E-01
5.63E-01
5.63E-01
5.63E-01
5.63E-01
4.82E-01
5.63E-01
5.63E-01
6.43E-01
5.63E-01
4.82E-01
5.63E-01
5.63E-01
5.63E-01
4.82E-01
4.82E-01
4.82E-01
5.63E-01
5.63E-01
4.82E-01
5.63E-01
5.63E-01
6.43E-01
4.82E-01
5.63E-01
5.63E-01
5.63E-01
4.82E-01
4.82E-01
5.63E-01
4.02E-01
5.63E-01
4.82E-01
5.63E-01
4.82E-01
5.63E-01
4.82E-01
5.63E-01
5.63E-01
4.82E-01
4.82E-01
4.82E-01
5.63E-01
4.82E-01
4.82E-01
4.82E-01
4.82E-01
4.82E-01
4.82E-01
4.02E-01
4.82E-01
4.82E-01
4.82E-01
4.82E-01
4.82E-01
4.02E-01
4.02E-01
4.02E-01
4.02E-01
4.02E-01
4.02E-01
3.22E-01
3.22E-01
3.22E-01
4.02E-01
1.61E-01
1.61E-01
2.41E-01
2.41E-01
1.61E-01
1.61E-01
1.61E-01
1.61E-01
1.61E-01
1.61E-01
8.04E-02
8.04E-02
8.04E-02
8.04E-02
0.00E+00
0.00E+00
0.00E+00
0.00E+00
-8.04E-02
0.00E+00
0.00E+00
-8.04E-02
-8.04E-02
-1.61E-01
-8.04E-02
-1.61E-01
-1.61E-01
-2.41E-01
-2.41E-01
-2.41E-01
-2.41E-01
-3.22E-01
-2.41E-01
-3.22E-01
-3.22E-01
-3.22E-01
-3.22E-01
-4.02E-01
-4.02E-01
-3.22E-01
-4.82E-01
-4.82E-01
-4.82E-01
-5.63E-01
-5.63E-01
-4.82E-01
-5.63E-01
-5.63E-01
-5.63E-01
-6.43E-01
-6.43E-01
-6.43E-01
-6.43E-01
-6.43E-01
-6.43E-01
-7.24E-01
-8.04E-01
-8.04E-01
-7.24E-01
-8.04E-01
-8.04E-01
-8.84E-01
-8.04E-01
-8.84E-01
-8.84E-01
-9.65E-01
-8.84E-01
-9.65E-01
-9.65E-01
-9.65E-01
-1.05E+00
-1.05E+00
-1.13E+00
-1.05E+00
-1.05E+00
-1.05E+00
-1.13E+00
-1.13E+00
-1.13E+00
-1.13E+00
-1.13E+00
-1.21E+00
-1.13E+00
-1.21E+00
-1.21E+00
-1.29E+00
-1.37E+00
-1.29E+00
-1.29E+00
-1.29E+00
-1.37E+00
-1.37E+00
-1.37E+00
-1.37E+00
-1.45E+00
-1.37E+00
-1.45E+00
-1.53E+00
-1.45E+00
-1.45E+00
-1.53E+00
-1.53E+00
-1.61E+00
-1.61E+00
-1.53E+00
-1.53E+00
-1.61E+00
-1.61E+00
-1.61E+00
-1.69E+00
-1.61E+00
-1.77E+00
-1.69E+00
-1.69E+00
-1.69E+00
-1.77E+00
-1.77E+00
-1.69E+00
-1.77E+00
-1.77E+00
-1.77E+00
-1.85E+00
-1.85E+00
-1.85E+00
-1.93E+00
-1.85E+00
-1.93E+00
-1.93E+00
-1.93E+00
-1.93E+00
-2.01E+00
-1.93E+00
-2.01E+00
-2.01E+00
-2.01E+00
-2.09E+00
-2.01E+00
-2.01E+00
-2.01E+00
-2.17E+00
-2.09E+00
-2.17E+00
-2.09E+00
-2.09E+00
-2.09E+00
-2.25E+00
-2.17E+00
-2.25E+00
-2.25E+00
-2.17E+00
-2.25E+00
-2.25E+00
-2.25E+00
-2.33E+00
-2.33E+00
-2.33E+00
-2.25E+00
-2.25E+00
-2.41E+00
-2.33E+00
-2.33E+00
-2.33E+00
-2.41E+00
-2.33E+00
-2.33E+00
-2.41E+00
-2.41E+00
-2.41E+00
-2.49E+00
-2.49E+00
-2.49E+00
-2.57E+00
-2.49E+00
-2.57E+00
-2.57E+00
-2.49E+00
-2.57E+00
-2.57E+00
-2.57E+00
-2.49E+00
-2.49E+00
-2.57E+00
-2.57E+00
-2.65E+00
-2.57E+00
-2.65E+00
-2.65E+00
-2.57E+00
-2.65E+00
-2.65E+00
-2.73E+00
-2.73E+00
-2.65E+00
-2.65E+00
-2.73E+00
-2.65E+00
-2.73E+00
-2.73E+00
-2.65E+00
-2.81E+00
-2.73E+00
-2.73E+00
-2.81E+00
-2.81E+00
-2.73E+00
-2.81E+00
-2.81E+00
-2.81E+00
-2.81E+00
-2.81E+00
-2.81E+00
-2.89E+00
-2.89E+00
-2.89E+00
-2.81E+00
-2.81E+00
-2.89E+00
-2.81E+00
-2.89E+00
-2.97E+00
-2.97E+00
-2.89E+00
-2.89E+00
-2.97E+00
-2.89E+00
-2.89E+00
-2.89E+00
-2.97E+00
-2.97E+00
-2.97E+00
-2.89E+00
-2.97E+00
-2.97E+00
-2.97E+00
-2.97E+00
-2.97E+00
-2.97E+00
-2.97E+00
-3.06E+00
-2.97E+00
-2.97E+00
-2.97E+00
-2.89E+00
-3.06E+00
-2.97E+00
-2.97E+00
-3.06E+00
-3.06E+00
-2.97E+00
-3.06E+00
-2.97E+00
-2.97E+00
-2.97E+00
-2.97E+00
-3.06E+00
-2.97E+00
-2.97E+00
-3.06E+00
-2.97E+00
-3.06E+00
-3.06E+00
-3.06E+00
-2.97E+00
-3.06E+00
-3.06E+00
-3.06E+00
-3.06E+00
-2.97E+00
-2.97E+00
-3.06E+00
-2.97E+00
-2.97E+00
-2.97E+00
-3.06E+00
-3.06E+00
-2.97E+00
-3.06E+00
-3.06E+00
-3.06E+00
-2.97E+00
-2.97E+00
-3.06E+00
-3.06E+00
-3.06E+00
-3.06E+00
-2.97E+00
-2.97E+00
-2.97E+00
-2.97E+00
-2.97E+00
-2.97E+00
-2.97E+00
-2.97E+00
-2.97E+00
-2.97E+00
-2.97E+00
-2.97E+00
-2.97E+00
-2.89E+00
-2.97E+00
-2.97E+00
-2.89E+00
-3.06E+00
-2.97E+00
-2.89E+00
-2.89E+00
-2.97E+00
-2.97E+00
-2.89E+00
-2.89E+00
-2.89E+00
-2.97E+00
-2.89E+00
-2.89E+00
-2.89E+00
-2.89E+00
-2.97E+00
-2.89E+00
-2.89E+00
-2.89E+00
-2.89E+00
-2.97E+00
-2.89E+00
-2.89E+00
-2.81E+00
-2.89E+00
-2.89E+00
-2.81E+00
-2.81E+00
-2.81E+00
-2.73E+00
-2.81E+00
-2.73E+00
-2.81E+00
-2.73E+00
-2.81E+00
-2.73E+00
-2.73E+00
-2.73E+00
-2.73E+00
-2.73E+00
-2.73E+00
-2.81E+00
-2.65E+00
-2.73E+00
-2.73E+00
-2.65E+00
-2.65E+00
-2.65E+00
-2.65E+00
-2.65E+00
-2.73E+00
-2.57E+00
-2.65E+00
-2.57E+00
-2.65E+00
-2.65E+00
-2.57E+00
-2.57E+00
-2.57E+00
-2.49E+00
-2.57E+00
-2.57E+00
-2.49E+00
-2.57E+00
-2.49E+00
-2.49E+00
-2.49E+00
-2.49E+00
-2.49E+00
-2.41E+00
-2.41E+00
-2.41E+00
-2.41E+00
-2.41E+00
-2.33E+00
-2.41E+00
-2.41E+00
-2.33E+00
-2.33E+00
-2.33E+00
-2.33E+00
-2.25E+00
-2.33E+00
-2.25E+00
-2.25E+00
-2.17E+00
-2.25E+00
-2.17E+00
-2.17E+00
-2.17E+00
-2.09E+00
-2.09E+00
-2.09E+00
-2.09E+00
-2.17E+00
-2.17E+00
-2.17E+00
-2.01E+00
-2.01E+00
-2.01E+00
-2.01E+00
-2.09E+00
-2.01E+00
-2.09E+00
-1.93E+00
-1.93E+00
-2.01E+00
-1.93E+00
-1.93E+00
-1.93E+00
-1.93E+00
-1.93E+00
-1.93E+00
-1.93E+00
-1.85E+00
-1.85E+00
-1.77E+00
-1.85E+00
-1.77E+00
-1.77E+00
-1.77E+00
-1.77E+00
-1.61E+00
-1.77E+00
-1.61E+00
-1.61E+00
-1.61E+00
-1.61E+00
-1.61E+00
-1.61E+00
-1.53E+00
-1.61E+00
-1.61E+00
-1.53E+00
-1.45E+00
-1.53E+00
-1.53E+00
-1.45E+00
-1.45E+00
-1.45E+00
-1.45E+00
-1.45E+00
-1.45E+00
-1.37E+00
-1.45E+00
-1.45E+00
-1.45E+00
-1.37E+00
-1.29E+00
-1.29E+00
-1.37E+00
-1.29E+00
-1.21E+00
-1.21E+00
-1.13E+00
-1.21E+00
-1.13E+00
-1.13E+00
-1.21E+00
-1.13E+00
-1.13E+00
-1.05E+00
-1.05E+00
-9.65E-01
-9.65E-01
-9.65E-01
-9.65E-01
-9.65E-01
-9.65E-01
-8.84E-01
-8.84E-01
-9.65E-01
-8.84E-01
-9.65E-01
-8.04E-01
-8.04E-01
-8.04E-01
-8.04E-01
-8.04E-01
-7.24E-01
-7.24E-01
-7.24E-01
-7.24E-01
-6.43E-01
-6.43E-01
-6.43E-01
-5.63E-01
-6.43E-01
-5.63E-01
-6.43E-01
-5.63E-01
-4.82E-01
-4.82E-01
-4.82E-01
-4.82E-01
-4.82E-01
-4.02E-01
-3.22E-01
-4.02E-01
-4.02E-01
-3.22E-01
-3.22E-01
-3.22E-01
-3.22E-01
-1.61E-01
-3.22E-01
-1.61E-01
-3.22E-01
-1.61E-01
-1.61E-01
-1.61E-01
-1.61E-01
-1.61E-01
-1.61E-01
0.00E+00
-8.04E-02
0.00E+00
0.00E+00
0.00E+00
0.00E+00
-8.04E-02];

%scatter(x,y,'filled')
%hold on
%scatter(x,y,'filled')
plot(t,x)
hold on
plot(t,y)
grid on
xlabel('Voltaje (V)') 
ylabel('Corriente (A)')

%xticks([0 0.45 0.5 0.55 0.6 0.65 0.7 0.75 0.8 1])
%xticklabels({'0','0.45','0.5','0.55','0.6','0.65','0.7','0.75','0.8','1'})
%yticks([0  0.0015 0.006 0.019 0.038 0.06])
